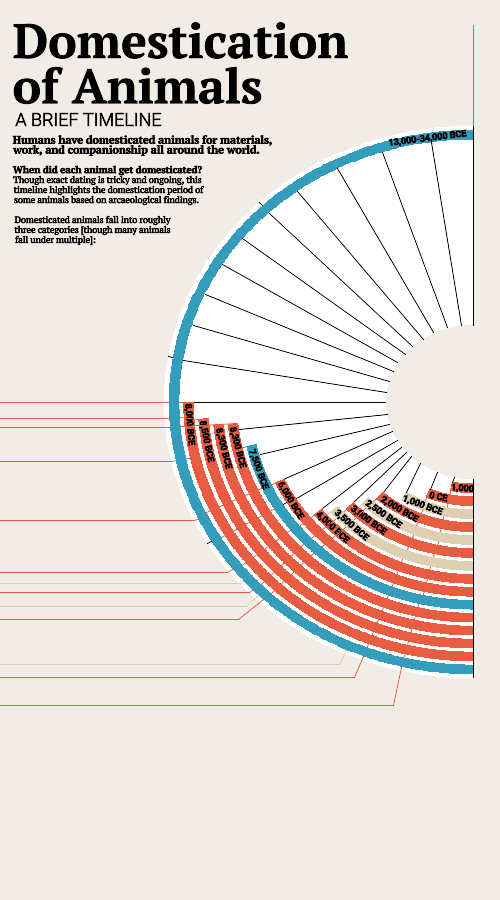

This figure's R source:
#https://docs.google.com/presentation/d/1HQkkZU9aho9ZDgUHnCisjghexcrMFCvgtaFYevR1_9Q/edit#slide=id.g1f6c30b6369_0_118

library(tidyverse)
library(ggpubr)
library(ggpol)
library(ggnewscale)
library(magick)
library(showtext)
library(grid)

font_add_google(name = "Roboto", regular.wt=700, family = "bold")
font_add_google(name = "Roboto", regular.wt=300, family = "skinny")
font_add_google(name = "PT Serif", regular.wt=700, family = "titles")
font_add_google(name = "PT Serif", regular.wt=400, family = "normal")

showtext_auto()


animals <- data.frame(dog = c(22000,1), sheep = c(11000, 11000), goat = c(10500,11500), pig_cow = c(10300,11700),
                      cat = c(9500,12500), zebu = c(8000,14000), llama =c(8000,20000), horse = c(7500,20000),
                      alpaca = c(7000,20000), b_camel = c(6500,20000), chicken = c(6000,20000), a_camel =c(4500,20000),
                      turkey = c(3000,20000), duck = c(1500,20000), blank = c(22000,1), type = c("yes", "no"))



graph <- ggplot(animals) + 
  
  geom_arcbar(aes(shares = blank, r0 = -9, r1 = -32, color = type, fill = type), sep=0) + 
  
  scale_fill_manual(values =c("white","white")) +
  scale_color_manual(values =c("white","white")) +
  new_scale_color() + 
  new_scale_fill() + 
  
  geom_arcbar(aes(shares = duck, r0 = -9.5, r1 = -10.5, color = type, fill = type), sep=0) + 
  geom_arcbar(aes(shares = turkey, r0 = -11, r1 = -12, color = type, fill = type), sep=0) + 
  geom_arcbar(aes(shares = a_camel, r0 = -12.5, r1 = -13.5, color = type, fill = type), sep=0) + 
  geom_arcbar(aes(shares = chicken, r0 = -14, r1 = -15, color = type, fill = type), sep=0) + 
  geom_arcbar(aes(shares = b_camel, r0 = -15.5, r1 = -16.5, color = type, fill = type), sep=0) + 
  geom_arcbar(aes(shares = alpaca, r0 = -17, r1 = -18, color = type, fill = type), sep=0) + 
  geom_arcbar(aes(shares = horse, r0 = -18.5, r1 = -19.5, color = type, fill = type), sep=0) + 
  geom_arcbar(aes(shares = llama, r0 = -20, r1 = -21, color = type, fill = type), sep=0) + 
  geom_arcbar(aes(shares = zebu, r0 = -21.5, r1 = -22.5, color = type, fill = type), sep=0) + 
  geom_arcbar(aes(shares = pig_cow, r0 = -24.5, r1 = -25.5, color = type, fill = type), sep=0) +
  geom_arcbar(aes(shares = pig_cow, r0 = -26, r1 = -27, color = type, fill = type), sep=0) + 
  geom_arcbar(aes(shares = goat, r0 = -27.5, r1 = -28.5, color = type, fill = type), sep=0) + 
  geom_arcbar(aes(shares = sheep, r0 = -29, r1 = -30, color = type, fill = type), sep=0) + 
  scale_fill_manual(values =c("white","#e85d41")) +
  scale_color_manual(values =c("white","#e85d41")) +
  new_scale_color() + 
  new_scale_fill() + 
  
  geom_arcbar(aes(shares = dog, r0 = -30.5, r1 = -31.5, color = type, fill = type), sep=0) + 
  geom_arcbar(aes(shares = cat, r0 = -23, r1 = -24, color = type, fill = type), sep=0) + 
  scale_fill_manual(values =c("white","#359dbc")) +
  scale_color_manual(values =c("white","#359dbc")) +
  new_scale_color() + 
  new_scale_fill() + 
  
  geom_arcbar(aes(shares = a_camel, r0 = -12.5, r1 = -13.5, color = type, fill = type), sep=0) + 
  geom_arcbar(aes(shares = b_camel, r0 = -15.5, r1 = -16.5, color = type, fill = type), sep=0) + 
  geom_arcbar(aes(shares = horse, r0 = -18.5, r1 = -19.5, color = type, fill = type), sep=0) + 
  scale_fill_manual(values =c("white","#dfcfb2")) +
  scale_color_manual(values =c("white","#dfcfb2"))+
  
  coord_flip() +
  theme(legend.position = "none",
        panel.grid = element_blank(),
        axis.text = element_blank(),
        axis.ticks = element_blank(),
        plot.background = element_rect(color="#f2ece7", fill="#f2ece7"),
        panel.background = element_rect(color="#f2ece7", fill="#f2ece7"))

gap <- ggplot() + theme_void() + theme(plot.background = element_rect(fill="#f2ece7", color="#f2ece7"))


png(here::here("Original Plot Work", "Domestication of Animals", "temp.png"),width=500,height=900)
ggarrange(gap, ggarrange(gap, graph, gap, ncol = 3, widths = c(.4, 1, .02)), gap, nrow = 3, heights = c(.15, 1, .3))
dev.off()

original <- image_read(here::here("Original Plot Work", "Domestication of Animals", "temp.png"))
cat <- image_read(here::here("Original Plot Work", "Domestication of Animals", "Images", "cat.png"))
bottomrib <- image_read(here::here("Original Plot Work", "Domestication of Animals", "Images", "bottomribbon.png"))
camels <- image_read(here::here("Original Plot Work", "Domestication of Animals", "Images", "camels.png"))
center <- image_read(here::here("Original Plot Work", "Domestication of Animals", "Images", "centergroup.png"))
dna <- image_read(here::here("Original Plot Work", "Domestication of Animals", "Images", "dna.png"))
dogpaw <- image_read(here::here("Original Plot Work", "Domestication of Animals", "Images", "dogpaw.png"))
donkey <- image_read(here::here("Original Plot Work", "Domestication of Animals", "Images", "donkey.png"))
duck <- image_read(here::here("Original Plot Work", "Domestication of Animals", "Images", "duck.png"))
ducks <- image_read(here::here("Original Plot Work", "Domestication of Animals", "Images", "ducks.png"))
humandog <- image_read(here::here("Original Plot Work", "Domestication of Animals", "Images", "humandog.png"))
humanpigsheepgoat <- image_read(here::here("Original Plot Work", "Domestication of Animals", "Images", "humanpigsheepgoat.png"))
rduck <- image_read(here::here("Original Plot Work", "Domestication of Animals", "Images", "rduck.png"))
turkey <- image_read(here::here("Original Plot Work", "Domestication of Animals", "Images", "turkey.png"))
villagerduck <- image_read(here::here("Original Plot Work", "Domestication of Animals", "Images", "villagerduck.png"))
zebu <- image_read(here::here("Original Plot Work", "Domestication of Animals", "Images", "zebu.png"))
box <- image_read(here::here("Original Plot Work", "Domestication of Animals", "Images", "box.png"))
icons <- image_read(here::here("Original Plot Work", "Domestication of Animals", "Images", "icons.png"))
source <- image_read(here::here("Original Plot Work", "Domestication of Animals", "Images", "source.png"))



img <- image_draw(original)

segments(x0=473,y0=325, x1=473, y1=125, lwd = 1, lty = "solid")
segments(x0=473,y0=30, x1=473, y1=125, lwd = 1, lty = "solid", col="#359dbc")

segments(x0=461,y0=325, x1=431, y1=142, lwd = 1, lty = "solid", col="#b6b1ad")

segments(x0=447,y0=327, x1=382, y1=152, lwd = 1, lty = "solid", col="#b6b1ad")

segments(x0=433,y0=332, x1=337, y1=168, lwd = 1, lty = "solid", col="#b6b1ad")

segments(x0=423,y0=339, x1=297, y1=191, lwd = 1, lty = "solid", col="#b6b1ad")

segments(x0=412,y0=346, x1=269, y1=213, lwd = 1, lty = "solid")
segments(x0=262,y0=205, x1=259, y1=202, lwd = 1, lty = "solid")

segments(x0=405,y0=354, x1=242, y1=238, lwd = 1, lty = "solid", col="#b6b1ad")

segments(x0=397,y0=362, x1=222, y1=264, lwd = 1, lty = "solid", col="#b6b1ad")

segments(x0=393,y0=371, x1=205, y1=294, lwd = 1, lty = "solid", col="#b6b1ad")

segments(x0=389,y0=381, x1=193, y1=325, lwd = 1, lty = "solid", col="#b6b1ad")

segments(x0=386,y0=392, x1=183, y1=360, lwd = 1, lty = "solid")
segments(x0=172,y0=357, x1=168, y1=356, lwd = 1, lty = "solid")

segments(x0=179,y0=402, x1=385, y1=402, lwd = 1, lty = "solid", col="#b6b1ad") #hori
segments(x0=193,y0=402, x1=179, y1=402, lwd = 1, lty = "solid", col="#e85d41")
segments(x0=168,y0=402, x1=164, y1=402, lwd = 1, lty = "solid", col="#e85d41")
segments(x0=0,y0=402, x1=164, y1=402, lwd = 1, lty = "solid", col="#e85d41")

segments(x0=387,y0=414, x1=239, y1=429, lwd = 1, lty = "solid", col="#b6b1ad")
segments(x0=208,y0=420, x1=179, y1=417, lwd = 1, lty = "solid", col="#e85d41")
segments(x0=168,y0=418, x1=163, y1=418, lwd = 1, lty = "solid", col="#e85d41")
segments(x0=0,y0=418, x1=163, y1=418, lwd = 1, lty = "solid", col="#e85d41")

segments(x0=389,y0=424, x1=260, y1=454, lwd = 1, lty = "solid", col="#b6b1ad")
segments(x0=237,y0=423, x1=181, y1=426, lwd = 1, lty = "solid", col="#e85d41")
segments(x0=169,y0=427, x1=164, y1=427, lwd = 1, lty = "solid", col="#e85d41")
segments(x0=0,y0=427, x1=164, y1=427, lwd = 1, lty = "solid", col="#e85d41")

segments(x0=283,y0=479, x1=392, y1=431, lwd = 1, lty = "solid", col="#b6b1ad")
segments(x0=243,y0=447, x1=256, y1=444, lwd = 1, lty = "solid", col="#359dbc")
segments(x0=171,y0=461, x1=189, y1=458, lwd = 1, lty = "solid", col="#359dbc")
segments(x0=0,y0=461, x1=171, y1=461, lwd = 1, lty = "solid", col="#359dbc")

segments(x0=296,y0=498, x1=397, y1=440, lwd = 1, lty = "solid")

segments(x0=322,y0=508, x1=401, y1=447, lwd = 1, lty = "solid", col="#b6b1ad")
segments(x0=283,y0=479, x1=272, y1=484, lwd = 1, lty = "solid", col="#e85d41")
segments(x0=206,y0=512, x1=261, y1=488, lwd = 1, lty = "solid", col="#e85d41")
segments(x0=197,y0=519, x1=194, y1=520, lwd = 1, lty = "solid", col="#e85d41")
segments(x0=0,y0=520, x1=194, y1=520, lwd = 1, lty = "solid", col="#e85d41")

segments(x0=353,y0=502, x1=406, y1=452, lwd = 1, lty = "solid", col="#b6b1ad")
segments(x0=322,y0=508, x1=300, y1=525, lwd = 1, lty = "solid", col="#e85d41")
segments(x0=290,y0=530, x1=243, y1=564, lwd = 1, lty = "solid", col="#e85d41")
segments(x0=232,y0=569, x1=227, y1=572, lwd = 1, lty = "solid", col="#e85d41")
segments(x0=0,y0=572, x1=227, y1=572, lwd = 1, lty = "solid", col="#e85d41")

segments(x0=383,y0=492, x1=411, y1=456, lwd = 1, lty = "solid", col="#b6b1ad")
segments(x0=337,y0=506, x1=327, y1=514, lwd = 1, lty = "solid", col="#dfcfb2")
segments(x0=243,y0=581, x1=240, y1=583, lwd = 1, lty = "solid", col="#dfcfb2")
segments(x0=0,y0=583, x1=240, y1=583, lwd = 1, lty = "solid", col="#dfcfb2")

segments(x0=353,y0=502, x1=344, y1=511, lwd = 1, lty = "solid", col="#e85d41")
segments(x0=335,y0=519, x1=312, y1=537, lwd = 1, lty = "solid", col="#e85d41")
segments(x0=303,y0=544, x1=261, y1=584, lwd = 1, lty = "solid", col="#e85d41")
segments(x0=252,y0=590, x1=249, y1=592, lwd = 1, lty = "solid", col="#e85d41")
segments(x0=0,y0=592, x1=249, y1=592, lwd = 1, lty = "solid", col="#e85d41")

segments(x0=368,y0=497, x1=359, y1=506, lwd = 1, lty = "solid", col="#dfcfb2")
segments(x0=258,y0=595, x1=246, y1=606, lwd = 1, lty = "solid", col="#dfcfb2")
segments(x0=0,y0=606, x1=246, y1=606, lwd = 1, lty = "solid", col="#dfcfb2")

segments(x0=383,y0=492, x1=373, y1=501, lwd = 1, lty = "solid", col="#e85d41")
segments(x0=365,y0=508, x1=354, y1=519, lwd = 1, lty = "solid", col="#e85d41")
segments(x0=345,y0=527, x1=322, y1=546, lwd = 1, lty = "solid", col="#e85d41")
segments(x0=313,y0=553, x1=271, y1=593, lwd = 1, lty = "solid", col="#e85d41")
segments(x0=263,y0=599, x1=238, y1=619, lwd = 1, lty = "solid", col="#e85d41")
segments(x0=0,y0=619, x1=238, y1=619, lwd = 1, lty = "solid", col="#e85d41")

segments(x0=346,y0=650, x1=339, y1=664, lwd = 1, lty = "solid", col="#dfcfb2")
segments(x0=0,y0=664, x1=339, y1=664, lwd = 1, lty = "solid", col="#dfcfb2")

segments(x0=430,y0=489, x1=425, y1=500, lwd = 1, lty = "solid", col="#e85d41")
segments(x0=422,y0=510, x1=416, y1=525, lwd = 1, lty = "solid", col="#e85d41")
segments(x0=413,y0=535, x1=407, y1=549, lwd = 1, lty = "solid", col="#e85d41")
segments(x0=402,y0=559, x1=392, y1=585, lwd = 1, lty = "solid", col="#e85d41")
segments(x0=388,y0=595, x1=367, y1=646, lwd = 1, lty = "solid", col="#e85d41")
segments(x0=363,y0=656, x1=354, y1=677, lwd = 1, lty = "solid", col="#e85d41")
segments(x0=0,y0=677, x1=354, y1=677, lwd = 1, lty = "solid", col="#e85d41")

segments(x0=452,y0=482, x1=447, y1=506, lwd = 1, lty = "solid", col="#e85d41")
segments(x0=443,y0=516, x1=440, y1=531, lwd = 1, lty = "solid", col="#e85d41")
segments(x0=438,y0=542, x1=433, y1=556, lwd = 1, lty = "solid", col="#e85d41")
segments(x0=430,y0=567, x1=423, y1=594, lwd = 1, lty = "solid", col="#e85d41")
segments(x0=418,y0=604, x1=404, y1=656, lwd = 1, lty = "solid", col="#e85d41")
segments(x0=401,y0=667, x1=393, y1=705, lwd = 1, lty = "solid", col="#e85d41")
segments(x0=0,y0=705, x1=393, y1=705, lwd = 1, lty = "solid", col="#e85d41")

segments(x0=406,y0=492, x1=420, y1=463, lwd = 1, lty = "solid", col="#b6b1ad")

segments(x0=430,y0=489, x1=437, y1=472, lwd = 1, lty = "solid")

segments(x0=452,y0=482, x1=454, y1=477, lwd = 1, lty = "solid", col="#b6b1ad")

segments(x0=473,y0=479, x1=473, y1=677, lwd = 1, lty = "solid")

segments(x0=283,y0=504, x1=286, y1=502, lwd = 1, lty = "solid")
segments(x0=273,y0=509, x1=221, y1=537, lwd = 1, lty = "solid", col="#e85d41")
segments(x0=211,y0=541, x1=207, y1=543, lwd = 1, lty = "solid")

text(427, 138, "13,000-34,000 BCE", family="bold", cex = .75, srt=7, col = "black")
text(189, 424, "9,000 BCE", family="bold", cex = .75, srt=275, col = "black")
text(206, 441, "8,500 BCE", family="bold", cex = .75, srt=282, col = "black")
text(223, 448, "8,300 BCE", family="bold", cex = .75, srt=284, col = "black")
text(237, 447, "8,300 BCE", family="bold", cex = .75, srt=285, col = "black")
text(258, 469, "7,500 BCE", family="bold", cex = .75, srt=290, col = "black")
text(290, 500, "6,000 BCE", family="bold", cex = .75, srt=301, col = "black")
text(332, 527, "4,000 BCE", family="bold", cex = .75, srt=317, col = "black")
text(351, 525, "3,500 BCE", family="bold", cex = .75, srt=319, col = "black")
text(368, 520, "3,000 BCE", family="bold", cex = .75, srt=323, col = "black")
text(383, 514, "2,500 BCE", family="bold", cex = .75, srt=325, col = "black")
text(399, 509, "2,000 BCE", family="bold", cex = .75, srt=329, col = "black")
text(422, 505, "1,000 BCE", family="bold", cex = .75, srt=340, col = "black")
text(438, 496, "0 CE", family="bold", cex = .75, srt=348, col = "black")
text(462, 488, "1,000", family="bold", cex = .75, srt=355, col = "black")

text(180, 40, "Domestication", family="titles", cex = 4, col = "black")
text(137, 85, "of Animals", family="titles", cex = 4, col = "black")
text(88, 119, "A BRIEF TIMELINE", family="skinny", cex = 1.5, col = "black")
text(142, 140, "Humans have domesticated animals for materials,", family="titles", cex = .9, col = "black")
text(136, 150, "work, and companionship all around the world.", family="titles", cex = .9, col = "black")

text(107, 170, "When did each animal get domesticated?", family="titles", cex = .8, col = "black")
text(107, 180, "Though exact dating is tricky and ongoing, this", family="normal", cex = .75, col = "black")
text(108, 190, "timeline highlights the domestication period of", family="normal", cex = .75, col = "black")
text(106, 200, "some animals based on arcaeological findings.", family="normal", cex = .75, col = "black")

text(92, 220, "Domesticated animals fall into roughly", family="normal", cex = .75, col = "black")
text(92, 230, "three categories [though many animals", family="normal", cex = .75, col = "black")
text(55, 240, "fall under multiple]:", family="normal", cex = .75, col = "black")

text(240, 185, "15,000 BCE", family="skinny", cex = .7, srt=315, col = "black")
text(145, 350, "10,000 BCE", family="skinny", cex = .7, srt=350, col = "black")
text(185, 552, "5,000 BCE", family="skinny", cex = .7, srt=20, col = "black")
text(473, 464, "2022 CE", family="skinny", cex = .6, srt=90, col = "black")
text(473, 348, "20,000 BCE", family="skinny", cex = .6, srt=270, col = "black")
text(442, 463, "0 CE", family="skinny", cex = .6, srt=65, col = "black")

text(435, 34, "13,000-34,000 BCE", family="skinny", cex = .7, col = "black")
text(461, 42, "Dog", family="bold", cex = .75, col = "black")

text(135, 390, "Sheep", family="bold", cex = .75, col = "black")
text(133, 398, "9,000 BCE", family="skinny", cex = .65, col = "black")

text(109, 412, "Goat", family="bold", cex = .75, col = "black")
text(138, 413, "8,500 BCE", family="skinny", cex = .65, col = "black")

text(98, 422.5, "Pig & Cow", family="bold", cex = .75, col = "black")
text(138, 422.5, "8,300 BCE", family="skinny", cex = .65, col = "black")

text(110, 456, "Cat", family="bold", cex = .75, col = "black")
text(138, 456, "7,500 BCE", family="skinny", cex = .65, col = "black")

text(140, 515, "Zebu (Humped Cow)", family="bold", cex = .75, col = "black")
text(163, 507, "6,000 BCE", family="skinny", cex = .65, col = "black")

text(150, 567, "Llama", family="bold", cex = .75, col = "black")
text(183, 567, "4,000 BCE", family="skinny", cex = .65, col = "black")

text(150, 579, "Horse", family="bold", cex = .75, col = "black")
text(183, 579, "3,500 BCE", family="skinny", cex = .65, col = "black")

text(150, 589, "Alpaca", family="bold", cex = .75, col = "black")
text(183, 589, "3,000 BCE", family="skinny", cex = .65, col = "black")

text(150, 602, "Bactrian Camel (two-humped)", family="bold", cex = .75, col = "black")
text(230, 602, "2,500 BCE", family="skinny", cex = .65, col = "black")

text(180, 615, "Chicken", family="bold", cex = .75, col = "black")
text(220, 615, "2,000 BCE", family="skinny", cex = .65, col = "black")

text(160, 659, "Arabian Camel (one-humped)", family="bold", cex = .75, col = "black")
text(240, 659, "1,000 BCE", family="skinny", cex = .65, col = "black")

text(205, 672, "Turkey", family="bold", cex = .75, col = "black")
text(250, 672, "0 CE", family="skinny", cex = .65, col = "black")

text(209, 700, "Duck", family="bold", cex = .75, col = "black")
text(244, 700, "1,000 CE", family="skinny", cex = .65, col = "black")

text(81, 755, "Though this timeline uses", family="skinny", cex = .6, col = "black")
text(85, 762, "archaeological findings as a", family="skinny", cex = .6, col = "black")
text(87, 769, "base, genomic sequencing is", family="skinny", cex = .6, col = "black")
text(82, 776, "also used to narrow down", family="skinny", cex = .6, col = "black")
text(89, 783, "domestication event timelines.", family="skinny", cex = .6, col = "black")

text(84, 800, "Domestication is still being", family="skinny", cex = .6, col = "black")
text(75, 807, "researched, with new", family="skinny", cex = .6, col = "black")
text(86, 814, "archaeological and genomic", family="skinny", cex = .6, col = "black")
text(77, 821, "discoveries constantly", family="skinny", cex = .6, col = "black")
text(74, 828, "shaking up timelines.", family="skinny", cex = .6, col = "black")

text(230, 755, "Many other animals have been", family="skinny", cex = .6, col = "black")
text(235, 763, "domesticated that aren't included", family="skinny", cex = .6, col = "black")
text(234, 773, "in this timeline, such as donkeys,", family="skinny", cex = .6, col = "black")
text(224, 781, "pigeons, rats, and goldfish.", family="skinny", cex = .6, col = "black")

text(370, 755, "Domesticated timeline", family="skinny", cex = .6, col = "black")
text(380, 763, "estimates vary by thousands", family="skinny", cex = .6, col = "black")
text(380, 771, "of years. The domestic duck,", family="skinny", cex = .6, col = "black")
text(382, 778, "for example, is also thought to", family="skinny", cex = .6, col = "black")
text(383, 785, "have been domesticated more", family="skinny", cex = .6, col = "black")
text(382, 793, "than 4,000 years ago from the", family="skinny", cex = .6, col = "black")
text(376, 801, "mallard in Southeast Asia.", family="skinny", cex = .6, col = "black")

grid.raster(icons, .16, .67, height = .1)
grid.raster(cat, .165, .505, height = .064)
grid.raster(humandog, .9, .9, height = .11)
grid.raster(humanpigsheepgoat, .09, .575, height = .11)
grid.raster(zebu, .1, .455, height = .075)
grid.raster(camels, .1, .358, height = .15)
grid.raster(turkey, .15, .27, height = .06)
grid.raster(duck, .25, .23, height = .04)

grid.raster(dna, .11, .19, height = .05)
grid.raster(dogpaw, .4, .19, height = .05)
grid.raster(rduck, .7, .19, height = .05)



grid.raster(donkey, .495, .085, height = .075)
grid.raster(ducks, .69, .075, height = .04)
grid.raster(villagerduck, .95, .105, height = .1)

segments(x0=8,y0=850, x1=490, y1=850, lwd = 1, lty = "solid", col="#b6b1ad")

grid.raster(box, .7, .67, height = .2)
grid.raster(center, .9, .55, height = .11)
grid.raster(bottomrib, .5, .025, height = .05)
grid.raster(source, .89, .23, height = .015)

dev.off()

image_write(img, path = here::here("Original Plot Work", "Domestication of Animals", "9 Domestication of Animals.png"), format = "png")



img <- image_draw(original)

segments(x0=473,y0=325, x1=473, y1=125, lwd = 1, lty = "solid")

segments(x0=461,y0=325, x1=431, y1=142, lwd = 1, lty = "solid", col="#b6b1ad")

segments(x0=447,y0=327, x1=382, y1=152, lwd = 1, lty = "solid", col="#b6b1ad")

segments(x0=433,y0=332, x1=337, y1=168, lwd = 1, lty = "solid", col="#b6b1ad")

segments(x0=423,y0=339, x1=297, y1=191, lwd = 1, lty = "solid", col="#b6b1ad")

segments(x0=412,y0=346, x1=269, y1=213, lwd = 1, lty = "solid")
segments(x0=262,y0=205, x1=259, y1=202, lwd = 1, lty = "solid")

segments(x0=405,y0=354, x1=242, y1=238, lwd = 1, lty = "solid", col="#b6b1ad")

segments(x0=397,y0=362, x1=222, y1=264, lwd = 1, lty = "solid", col="#b6b1ad")

segments(x0=393,y0=371, x1=205, y1=294, lwd = 1, lty = "solid", col="#b6b1ad")

segments(x0=389,y0=381, x1=193, y1=325, lwd = 1, lty = "solid", col="#b6b1ad")

segments(x0=386,y0=392, x1=183, y1=360, lwd = 1, lty = "solid")
segments(x0=172,y0=357, x1=168, y1=356, lwd = 1, lty = "solid")

segments(x0=179,y0=402, x1=385, y1=402, lwd = 1, lty = "solid", col="#b6b1ad") #hori
segments(x0=193,y0=402, x1=179, y1=402, lwd = 1, lty = "solid", col="#e85d41")
segments(x0=168,y0=402, x1=164, y1=402, lwd = 1, lty = "solid", col="#e85d41")

segments(x0=387,y0=414, x1=239, y1=429, lwd = 1, lty = "solid", col="#b6b1ad")
segments(x0=208,y0=420, x1=179, y1=417, lwd = 1, lty = "solid", col="#e85d41")
segments(x0=168,y0=418, x1=163, y1=418, lwd = 1, lty = "solid", col="#e85d41")

segments(x0=389,y0=424, x1=260, y1=454, lwd = 1, lty = "solid", col="#b6b1ad")
segments(x0=237,y0=423, x1=181, y1=426, lwd = 1, lty = "solid", col="#e85d41")
segments(x0=169,y0=427, x1=164, y1=427, lwd = 1, lty = "solid", col="#e85d41")

segments(x0=283,y0=479, x1=392, y1=431, lwd = 1, lty = "solid", col="#b6b1ad")
segments(x0=243,y0=447, x1=256, y1=444, lwd = 1, lty = "solid", col="#359dbc")
segments(x0=171,y0=461, x1=189, y1=458, lwd = 1, lty = "solid", col="#359dbc")

segments(x0=296,y0=498, x1=397, y1=440, lwd = 1, lty = "solid")

segments(x0=322,y0=508, x1=401, y1=447, lwd = 1, lty = "solid", col="#b6b1ad")
segments(x0=283,y0=479, x1=272, y1=484, lwd = 1, lty = "solid", col="#e85d41")
segments(x0=206,y0=512, x1=261, y1=488, lwd = 1, lty = "solid", col="#e85d41")
segments(x0=197,y0=519, x1=194, y1=520, lwd = 1, lty = "solid", col="#e85d41")

segments(x0=353,y0=502, x1=406, y1=452, lwd = 1, lty = "solid", col="#b6b1ad")
segments(x0=322,y0=508, x1=300, y1=525, lwd = 1, lty = "solid", col="#e85d41")
segments(x0=290,y0=530, x1=243, y1=564, lwd = 1, lty = "solid", col="#e85d41")
segments(x0=232,y0=569, x1=227, y1=572, lwd = 1, lty = "solid", col="#e85d41")

segments(x0=383,y0=492, x1=411, y1=456, lwd = 1, lty = "solid", col="#b6b1ad")
segments(x0=337,y0=506, x1=327, y1=514, lwd = 1, lty = "solid", col="#dfcfb2")
segments(x0=243,y0=581, x1=240, y1=583, lwd = 1, lty = "solid", col="#dfcfb2")

segments(x0=353,y0=502, x1=344, y1=511, lwd = 1, lty = "solid", col="#e85d41")
segments(x0=335,y0=519, x1=312, y1=537, lwd = 1, lty = "solid", col="#e85d41")
segments(x0=303,y0=544, x1=261, y1=584, lwd = 1, lty = "solid", col="#e85d41")
segments(x0=252,y0=590, x1=249, y1=592, lwd = 1, lty = "solid", col="#e85d41")

segments(x0=368,y0=497, x1=359, y1=506, lwd = 1, lty = "solid", col="#dfcfb2")

segments(x0=383,y0=492, x1=373, y1=501, lwd = 1, lty = "solid", col="#e85d41")
segments(x0=365,y0=508, x1=354, y1=519, lwd = 1, lty = "solid", col="#e85d41")
segments(x0=345,y0=527, x1=322, y1=546, lwd = 1, lty = "solid", col="#e85d41")
segments(x0=313,y0=553, x1=271, y1=593, lwd = 1, lty = "solid", col="#e85d41")

segments(x0=430,y0=489, x1=425, y1=500, lwd = 1, lty = "solid", col="#e85d41")
segments(x0=422,y0=510, x1=416, y1=525, lwd = 1, lty = "solid", col="#e85d41")
segments(x0=413,y0=535, x1=407, y1=549, lwd = 1, lty = "solid", col="#e85d41")
segments(x0=402,y0=559, x1=392, y1=585, lwd = 1, lty = "solid", col="#e85d41")
segments(x0=388,y0=595, x1=367, y1=646, lwd = 1, lty = "solid", col="#e85d41")

segments(x0=452,y0=482, x1=447, y1=506, lwd = 1, lty = "solid", col="#e85d41")
segments(x0=443,y0=516, x1=440, y1=531, lwd = 1, lty = "solid", col="#e85d41")
segments(x0=438,y0=542, x1=433, y1=556, lwd = 1, lty = "solid", col="#e85d41")
segments(x0=430,y0=567, x1=423, y1=594, lwd = 1, lty = "solid", col="#e85d41")
segments(x0=418,y0=604, x1=404, y1=656, lwd = 1, lty = "solid", col="#e85d41")

segments(x0=406,y0=492, x1=420, y1=463, lwd = 1, lty = "solid", col="#b6b1ad")

segments(x0=430,y0=489, x1=437, y1=472, lwd = 1, lty = "solid")

segments(x0=452,y0=482, x1=454, y1=477, lwd = 1, lty = "solid", col="#b6b1ad")

segments(x0=473,y0=479, x1=473, y1=677, lwd = 1, lty = "solid")

segments(x0=283,y0=504, x1=286, y1=502, lwd = 1, lty = "solid")
segments(x0=273,y0=509, x1=221, y1=537, lwd = 1, lty = "solid", col="#e85d41")
segments(x0=211,y0=541, x1=207, y1=543, lwd = 1, lty = "solid")

text(427, 138, "13,000-34,000 BCE", family="bold", cex = .75, srt=7, col = "black")
text(189, 424, "9,000 BCE", family="bold", cex = .75, srt=275, col = "black")
text(206, 441, "8,500 BCE", family="bold", cex = .75, srt=282, col = "black")
text(223, 448, "8,300 BCE", family="bold", cex = .75, srt=284, col = "black")
text(237, 447, "8,300 BCE", family="bold", cex = .75, srt=285, col = "black")
text(258, 469, "7,500 BCE", family="bold", cex = .75, srt=290, col = "black")
text(290, 500, "6,000 BCE", family="bold", cex = .75, srt=301, col = "black")
text(332, 527, "4,000 BCE", family="bold", cex = .75, srt=317, col = "black")
text(351, 525, "3,500 BCE", family="bold", cex = .75, srt=319, col = "black")
text(368, 520, "3,000 BCE", family="bold", cex = .75, srt=323, col = "black")
text(383, 514, "2,500 BCE", family="bold", cex = .75, srt=325, col = "black")
text(399, 509, "2,000 BCE", family="bold", cex = .75, srt=329, col = "black")
text(422, 505, "1,000 BCE", family="bold", cex = .75, srt=340, col = "black")
text(438, 496, "0 CE", family="bold", cex = .75, srt=348, col = "black")
text(462, 488, "1,000", family="bold", cex = .75, srt=355, col = "black")

polygon(c(278, 278, 421, 421), c(384, 207, 207, 384), border = "#f2ece7", col = "#f2ece7")

dev.off()

image_write(img, path = here::here("Original Plot Work", "Domestication of Animals", "1 Domestication of Animals.png"), format = "png")





img <- image_draw(original)

segments(x0=473,y0=325, x1=473, y1=125, lwd = 1, lty = "solid")

segments(x0=461,y0=325, x1=431, y1=142, lwd = 1, lty = "solid", col="#b6b1ad")

segments(x0=447,y0=327, x1=382, y1=152, lwd = 1, lty = "solid", col="#b6b1ad")

segments(x0=433,y0=332, x1=337, y1=168, lwd = 1, lty = "solid", col="#b6b1ad")

segments(x0=423,y0=339, x1=297, y1=191, lwd = 1, lty = "solid", col="#b6b1ad")

segments(x0=412,y0=346, x1=269, y1=213, lwd = 1, lty = "solid")
segments(x0=262,y0=205, x1=259, y1=202, lwd = 1, lty = "solid")

segments(x0=405,y0=354, x1=242, y1=238, lwd = 1, lty = "solid", col="#b6b1ad")

segments(x0=397,y0=362, x1=222, y1=264, lwd = 1, lty = "solid", col="#b6b1ad")

segments(x0=393,y0=371, x1=205, y1=294, lwd = 1, lty = "solid", col="#b6b1ad")

segments(x0=389,y0=381, x1=193, y1=325, lwd = 1, lty = "solid", col="#b6b1ad")

segments(x0=386,y0=392, x1=183, y1=360, lwd = 1, lty = "solid")
segments(x0=172,y0=357, x1=168, y1=356, lwd = 1, lty = "solid")

segments(x0=179,y0=402, x1=385, y1=402, lwd = 1, lty = "solid", col="#b6b1ad") #hori
segments(x0=193,y0=402, x1=179, y1=402, lwd = 1, lty = "solid", col="#e85d41")
segments(x0=168,y0=402, x1=164, y1=402, lwd = 1, lty = "solid", col="#e85d41")

segments(x0=387,y0=414, x1=239, y1=429, lwd = 1, lty = "solid", col="#b6b1ad")
segments(x0=208,y0=420, x1=179, y1=417, lwd = 1, lty = "solid", col="#e85d41")
segments(x0=168,y0=418, x1=163, y1=418, lwd = 1, lty = "solid", col="#e85d41")

segments(x0=389,y0=424, x1=260, y1=454, lwd = 1, lty = "solid", col="#b6b1ad")
segments(x0=237,y0=423, x1=181, y1=426, lwd = 1, lty = "solid", col="#e85d41")
segments(x0=169,y0=427, x1=164, y1=427, lwd = 1, lty = "solid", col="#e85d41")

segments(x0=283,y0=479, x1=392, y1=431, lwd = 1, lty = "solid", col="#b6b1ad")
segments(x0=243,y0=447, x1=256, y1=444, lwd = 1, lty = "solid", col="#359dbc")
segments(x0=171,y0=461, x1=189, y1=458, lwd = 1, lty = "solid", col="#359dbc")

segments(x0=296,y0=498, x1=397, y1=440, lwd = 1, lty = "solid")

segments(x0=322,y0=508, x1=401, y1=447, lwd = 1, lty = "solid", col="#b6b1ad")
segments(x0=283,y0=479, x1=272, y1=484, lwd = 1, lty = "solid", col="#e85d41")
segments(x0=206,y0=512, x1=261, y1=488, lwd = 1, lty = "solid", col="#e85d41")
segments(x0=197,y0=519, x1=194, y1=520, lwd = 1, lty = "solid", col="#e85d41")

segments(x0=353,y0=502, x1=406, y1=452, lwd = 1, lty = "solid", col="#b6b1ad")
segments(x0=322,y0=508, x1=300, y1=525, lwd = 1, lty = "solid", col="#e85d41")
segments(x0=290,y0=530, x1=243, y1=564, lwd = 1, lty = "solid", col="#e85d41")
segments(x0=232,y0=569, x1=227, y1=572, lwd = 1, lty = "solid", col="#e85d41")

segments(x0=383,y0=492, x1=411, y1=456, lwd = 1, lty = "solid", col="#b6b1ad")
segments(x0=337,y0=506, x1=327, y1=514, lwd = 1, lty = "solid", col="#dfcfb2")
segments(x0=243,y0=581, x1=240, y1=583, lwd = 1, lty = "solid", col="#dfcfb2")

segments(x0=353,y0=502, x1=344, y1=511, lwd = 1, lty = "solid", col="#e85d41")
segments(x0=335,y0=519, x1=312, y1=537, lwd = 1, lty = "solid", col="#e85d41")
segments(x0=303,y0=544, x1=261, y1=584, lwd = 1, lty = "solid", col="#e85d41")
segments(x0=252,y0=590, x1=249, y1=592, lwd = 1, lty = "solid", col="#e85d41")

segments(x0=368,y0=497, x1=359, y1=506, lwd = 1, lty = "solid", col="#dfcfb2")

segments(x0=383,y0=492, x1=373, y1=501, lwd = 1, lty = "solid", col="#e85d41")
segments(x0=365,y0=508, x1=354, y1=519, lwd = 1, lty = "solid", col="#e85d41")
segments(x0=345,y0=527, x1=322, y1=546, lwd = 1, lty = "solid", col="#e85d41")
segments(x0=313,y0=553, x1=271, y1=593, lwd = 1, lty = "solid", col="#e85d41")

segments(x0=430,y0=489, x1=425, y1=500, lwd = 1, lty = "solid", col="#e85d41")
segments(x0=422,y0=510, x1=416, y1=525, lwd = 1, lty = "solid", col="#e85d41")
segments(x0=413,y0=535, x1=407, y1=549, lwd = 1, lty = "solid", col="#e85d41")
segments(x0=402,y0=559, x1=392, y1=585, lwd = 1, lty = "solid", col="#e85d41")
segments(x0=388,y0=595, x1=367, y1=646, lwd = 1, lty = "solid", col="#e85d41")

segments(x0=452,y0=482, x1=447, y1=506, lwd = 1, lty = "solid", col="#e85d41")
segments(x0=443,y0=516, x1=440, y1=531, lwd = 1, lty = "solid", col="#e85d41")
segments(x0=438,y0=542, x1=433, y1=556, lwd = 1, lty = "solid", col="#e85d41")
segments(x0=430,y0=567, x1=423, y1=594, lwd = 1, lty = "solid", col="#e85d41")
segments(x0=418,y0=604, x1=404, y1=656, lwd = 1, lty = "solid", col="#e85d41")

segments(x0=406,y0=492, x1=420, y1=463, lwd = 1, lty = "solid", col="#b6b1ad")

segments(x0=430,y0=489, x1=437, y1=472, lwd = 1, lty = "solid")

segments(x0=452,y0=482, x1=454, y1=477, lwd = 1, lty = "solid", col="#b6b1ad")

segments(x0=473,y0=479, x1=473, y1=677, lwd = 1, lty = "solid")

segments(x0=283,y0=504, x1=286, y1=502, lwd = 1, lty = "solid")
segments(x0=273,y0=509, x1=221, y1=537, lwd = 1, lty = "solid", col="#e85d41")
segments(x0=211,y0=541, x1=207, y1=543, lwd = 1, lty = "solid")

text(427, 138, "13,000-34,000 BCE", family="bold", cex = .75, srt=7, col = "black")
text(189, 424, "9,000 BCE", family="bold", cex = .75, srt=275, col = "black")
text(206, 441, "8,500 BCE", family="bold", cex = .75, srt=282, col = "black")
text(223, 448, "8,300 BCE", family="bold", cex = .75, srt=284, col = "black")
text(237, 447, "8,300 BCE", family="bold", cex = .75, srt=285, col = "black")
text(258, 469, "7,500 BCE", family="bold", cex = .75, srt=290, col = "black")
text(290, 500, "6,000 BCE", family="bold", cex = .75, srt=301, col = "black")
text(332, 527, "4,000 BCE", family="bold", cex = .75, srt=317, col = "black")
text(351, 525, "3,500 BCE", family="bold", cex = .75, srt=319, col = "black")
text(368, 520, "3,000 BCE", family="bold", cex = .75, srt=323, col = "black")
text(383, 514, "2,500 BCE", family="bold", cex = .75, srt=325, col = "black")
text(399, 509, "2,000 BCE", family="bold", cex = .75, srt=329, col = "black")
text(422, 505, "1,000 BCE", family="bold", cex = .75, srt=340, col = "black")
text(438, 496, "0 CE", family="bold", cex = .75, srt=348, col = "black")
text(462, 488, "1,000", family="bold", cex = .75, srt=355, col = "black")

polygon(c(278, 278, 421, 421), c(384, 207, 207, 384), border = "#f2ece7", col = "#f2ece7")

text(240, 185, "15,000 BCE", family="skinny", cex = .7, srt=315, col = "black")

polygon(c(278, 278, 421, 421), c(384, 207, 207, 384), border = "#f2ece7", col = "#f2ece7")

dev.off()

image_write(img, path = here::here("Original Plot Work", "Domestication of Animals", "2 Domestication of Animals.png"), format = "png")





img <- image_draw(original)

segments(x0=473,y0=325, x1=473, y1=125, lwd = 1, lty = "solid")

segments(x0=461,y0=325, x1=431, y1=142, lwd = 1, lty = "solid", col="#b6b1ad")

segments(x0=447,y0=327, x1=382, y1=152, lwd = 1, lty = "solid", col="#b6b1ad")

segments(x0=433,y0=332, x1=337, y1=168, lwd = 1, lty = "solid", col="#b6b1ad")

segments(x0=423,y0=339, x1=297, y1=191, lwd = 1, lty = "solid", col="#b6b1ad")

segments(x0=412,y0=346, x1=269, y1=213, lwd = 1, lty = "solid")
segments(x0=262,y0=205, x1=259, y1=202, lwd = 1, lty = "solid")

segments(x0=405,y0=354, x1=242, y1=238, lwd = 1, lty = "solid", col="#b6b1ad")

segments(x0=397,y0=362, x1=222, y1=264, lwd = 1, lty = "solid", col="#b6b1ad")

segments(x0=393,y0=371, x1=205, y1=294, lwd = 1, lty = "solid", col="#b6b1ad")

segments(x0=389,y0=381, x1=193, y1=325, lwd = 1, lty = "solid", col="#b6b1ad")

segments(x0=386,y0=392, x1=183, y1=360, lwd = 1, lty = "solid")
segments(x0=172,y0=357, x1=168, y1=356, lwd = 1, lty = "solid")

segments(x0=179,y0=402, x1=385, y1=402, lwd = 1, lty = "solid", col="#b6b1ad") #hori
segments(x0=193,y0=402, x1=179, y1=402, lwd = 1, lty = "solid", col="#e85d41")
segments(x0=168,y0=402, x1=164, y1=402, lwd = 1, lty = "solid", col="#e85d41")

segments(x0=387,y0=414, x1=239, y1=429, lwd = 1, lty = "solid", col="#b6b1ad")
segments(x0=208,y0=420, x1=179, y1=417, lwd = 1, lty = "solid", col="#e85d41")
segments(x0=168,y0=418, x1=163, y1=418, lwd = 1, lty = "solid", col="#e85d41")

segments(x0=389,y0=424, x1=260, y1=454, lwd = 1, lty = "solid", col="#b6b1ad")
segments(x0=237,y0=423, x1=181, y1=426, lwd = 1, lty = "solid", col="#e85d41")
segments(x0=169,y0=427, x1=164, y1=427, lwd = 1, lty = "solid", col="#e85d41")

segments(x0=283,y0=479, x1=392, y1=431, lwd = 1, lty = "solid", col="#b6b1ad")
segments(x0=243,y0=447, x1=256, y1=444, lwd = 1, lty = "solid", col="#359dbc")
segments(x0=171,y0=461, x1=189, y1=458, lwd = 1, lty = "solid", col="#359dbc")

segments(x0=296,y0=498, x1=397, y1=440, lwd = 1, lty = "solid")

segments(x0=322,y0=508, x1=401, y1=447, lwd = 1, lty = "solid", col="#b6b1ad")
segments(x0=283,y0=479, x1=272, y1=484, lwd = 1, lty = "solid", col="#e85d41")
segments(x0=206,y0=512, x1=261, y1=488, lwd = 1, lty = "solid", col="#e85d41")
segments(x0=197,y0=519, x1=194, y1=520, lwd = 1, lty = "solid", col="#e85d41")

segments(x0=353,y0=502, x1=406, y1=452, lwd = 1, lty = "solid", col="#b6b1ad")
segments(x0=322,y0=508, x1=300, y1=525, lwd = 1, lty = "solid", col="#e85d41")
segments(x0=290,y0=530, x1=243, y1=564, lwd = 1, lty = "solid", col="#e85d41")
segments(x0=232,y0=569, x1=227, y1=572, lwd = 1, lty = "solid", col="#e85d41")
segments(x0=165,y0=572, x1=227, y1=572, lwd = 1, lty = "solid", col="#e85d41")

segments(x0=383,y0=492, x1=411, y1=456, lwd = 1, lty = "solid", col="#b6b1ad")
segments(x0=337,y0=506, x1=327, y1=514, lwd = 1, lty = "solid", col="#dfcfb2")
segments(x0=243,y0=581, x1=240, y1=583, lwd = 1, lty = "solid", col="#dfcfb2")
segments(x0=165,y0=583, x1=240, y1=583, lwd = 1, lty = "solid", col="#dfcfb2")

segments(x0=353,y0=502, x1=344, y1=511, lwd = 1, lty = "solid", col="#e85d41")
segments(x0=335,y0=519, x1=312, y1=537, lwd = 1, lty = "solid", col="#e85d41")
segments(x0=303,y0=544, x1=261, y1=584, lwd = 1, lty = "solid", col="#e85d41")
segments(x0=252,y0=590, x1=249, y1=592, lwd = 1, lty = "solid", col="#e85d41")
segments(x0=165,y0=592, x1=249, y1=592, lwd = 1, lty = "solid", col="#e85d41")

segments(x0=368,y0=497, x1=359, y1=506, lwd = 1, lty = "solid", col="#dfcfb2")
segments(x0=258,y0=595, x1=246, y1=606, lwd = 1, lty = "solid", col="#dfcfb2")
segments(x0=165,y0=606, x1=246, y1=606, lwd = 1, lty = "solid", col="#dfcfb2")

segments(x0=383,y0=492, x1=373, y1=501, lwd = 1, lty = "solid", col="#e85d41")
segments(x0=365,y0=508, x1=354, y1=519, lwd = 1, lty = "solid", col="#e85d41")
segments(x0=345,y0=527, x1=322, y1=546, lwd = 1, lty = "solid", col="#e85d41")
segments(x0=313,y0=553, x1=271, y1=593, lwd = 1, lty = "solid", col="#e85d41")
segments(x0=263,y0=599, x1=238, y1=619, lwd = 1, lty = "solid", col="#e85d41")
segments(x0=165,y0=619, x1=238, y1=619, lwd = 1, lty = "solid", col="#e85d41")

segments(x0=346,y0=650, x1=339, y1=664, lwd = 1, lty = "solid", col="#dfcfb2")
segments(x0=165,y0=664, x1=339, y1=664, lwd = 1, lty = "solid", col="#dfcfb2")

segments(x0=430,y0=489, x1=425, y1=500, lwd = 1, lty = "solid", col="#e85d41")
segments(x0=422,y0=510, x1=416, y1=525, lwd = 1, lty = "solid", col="#e85d41")
segments(x0=413,y0=535, x1=407, y1=549, lwd = 1, lty = "solid", col="#e85d41")
segments(x0=402,y0=559, x1=392, y1=585, lwd = 1, lty = "solid", col="#e85d41")
segments(x0=388,y0=595, x1=367, y1=646, lwd = 1, lty = "solid", col="#e85d41")
segments(x0=363,y0=656, x1=354, y1=677, lwd = 1, lty = "solid", col="#e85d41")
segments(x0=165,y0=677, x1=354, y1=677, lwd = 1, lty = "solid", col="#e85d41")

segments(x0=452,y0=482, x1=447, y1=506, lwd = 1, lty = "solid", col="#e85d41")
segments(x0=443,y0=516, x1=440, y1=531, lwd = 1, lty = "solid", col="#e85d41")
segments(x0=438,y0=542, x1=433, y1=556, lwd = 1, lty = "solid", col="#e85d41")
segments(x0=430,y0=567, x1=423, y1=594, lwd = 1, lty = "solid", col="#e85d41")
segments(x0=418,y0=604, x1=404, y1=656, lwd = 1, lty = "solid", col="#e85d41")
segments(x0=401,y0=667, x1=393, y1=705, lwd = 1, lty = "solid", col="#e85d41")
segments(x0=165,y0=705, x1=393, y1=705, lwd = 1, lty = "solid", col="#e85d41")

segments(x0=406,y0=492, x1=420, y1=463, lwd = 1, lty = "solid", col="#b6b1ad")

segments(x0=430,y0=489, x1=437, y1=472, lwd = 1, lty = "solid")

segments(x0=452,y0=482, x1=454, y1=477, lwd = 1, lty = "solid", col="#b6b1ad")

segments(x0=473,y0=479, x1=473, y1=677, lwd = 1, lty = "solid")

segments(x0=283,y0=504, x1=286, y1=502, lwd = 1, lty = "solid")
segments(x0=273,y0=509, x1=221, y1=537, lwd = 1, lty = "solid", col="#e85d41")
segments(x0=211,y0=541, x1=207, y1=543, lwd = 1, lty = "solid")

text(427, 138, "13,000-34,000 BCE", family="bold", cex = .75, srt=7, col = "black")
text(189, 424, "9,000 BCE", family="bold", cex = .75, srt=275, col = "black")
text(206, 441, "8,500 BCE", family="bold", cex = .75, srt=282, col = "black")
text(223, 448, "8,300 BCE", family="bold", cex = .75, srt=284, col = "black")
text(237, 447, "8,300 BCE", family="bold", cex = .75, srt=285, col = "black")
text(258, 469, "7,500 BCE", family="bold", cex = .75, srt=290, col = "black")
text(290, 500, "6,000 BCE", family="bold", cex = .75, srt=301, col = "black")
text(332, 527, "4,000 BCE", family="bold", cex = .75, srt=317, col = "black")
text(351, 525, "3,500 BCE", family="bold", cex = .75, srt=319, col = "black")
text(368, 520, "3,000 BCE", family="bold", cex = .75, srt=323, col = "black")
text(383, 514, "2,500 BCE", family="bold", cex = .75, srt=325, col = "black")
text(399, 509, "2,000 BCE", family="bold", cex = .75, srt=329, col = "black")
text(422, 505, "1,000 BCE", family="bold", cex = .75, srt=340, col = "black")
text(438, 496, "0 CE", family="bold", cex = .75, srt=348, col = "black")
text(462, 488, "1,000", family="bold", cex = .75, srt=355, col = "black")


text(240, 185, "15,000 BCE", family="skinny", cex = .7, srt=315, col = "black")
text(185, 552, "5,000 BCE", family="skinny", cex = .7, srt=20, col = "black")


text(183, 567, "4,000 BCE", family="skinny", cex = .65, col = "black")

text(183, 579, "3,500 BCE", family="skinny", cex = .65, col = "black")

text(183, 589, "3,000 BCE", family="skinny", cex = .65, col = "black")

text(230, 602, "2,500 BCE", family="skinny", cex = .65, col = "black")

text(220, 615, "2,000 BCE", family="skinny", cex = .65, col = "black")

text(240, 659, "1,000 BCE", family="skinny", cex = .65, col = "black")

text(250, 672, "0 CE", family="skinny", cex = .65, col = "black")

text(244, 700, "1,000 CE", family="skinny", cex = .65, col = "black")

polygon(c(278, 278, 421, 421), c(384, 207, 207, 384), border = "#f2ece7", col = "#f2ece7")

dev.off()

image_write(img, path = here::here("Original Plot Work", "Domestication of Animals", "3 Domestication of Animals.png"), format = "png")










img <- image_draw(original)

segments(x0=473,y0=325, x1=473, y1=125, lwd = 1, lty = "solid")

segments(x0=461,y0=325, x1=431, y1=142, lwd = 1, lty = "solid", col="#b6b1ad")

segments(x0=447,y0=327, x1=382, y1=152, lwd = 1, lty = "solid", col="#b6b1ad")

segments(x0=433,y0=332, x1=337, y1=168, lwd = 1, lty = "solid", col="#b6b1ad")

segments(x0=423,y0=339, x1=297, y1=191, lwd = 1, lty = "solid", col="#b6b1ad")

segments(x0=412,y0=346, x1=269, y1=213, lwd = 1, lty = "solid")
segments(x0=262,y0=205, x1=259, y1=202, lwd = 1, lty = "solid")

segments(x0=405,y0=354, x1=242, y1=238, lwd = 1, lty = "solid", col="#b6b1ad")

segments(x0=397,y0=362, x1=222, y1=264, lwd = 1, lty = "solid", col="#b6b1ad")

segments(x0=393,y0=371, x1=205, y1=294, lwd = 1, lty = "solid", col="#b6b1ad")

segments(x0=389,y0=381, x1=193, y1=325, lwd = 1, lty = "solid", col="#b6b1ad")

segments(x0=386,y0=392, x1=183, y1=360, lwd = 1, lty = "solid")
segments(x0=172,y0=357, x1=168, y1=356, lwd = 1, lty = "solid")

segments(x0=179,y0=402, x1=385, y1=402, lwd = 1, lty = "solid", col="#b6b1ad") #hori
segments(x0=193,y0=402, x1=179, y1=402, lwd = 1, lty = "solid", col="#e85d41")
segments(x0=168,y0=402, x1=164, y1=402, lwd = 1, lty = "solid", col="#e85d41")

segments(x0=387,y0=414, x1=239, y1=429, lwd = 1, lty = "solid", col="#b6b1ad")
segments(x0=208,y0=420, x1=179, y1=417, lwd = 1, lty = "solid", col="#e85d41")
segments(x0=168,y0=418, x1=163, y1=418, lwd = 1, lty = "solid", col="#e85d41")

segments(x0=389,y0=424, x1=260, y1=454, lwd = 1, lty = "solid", col="#b6b1ad")
segments(x0=237,y0=423, x1=181, y1=426, lwd = 1, lty = "solid", col="#e85d41")
segments(x0=169,y0=427, x1=164, y1=427, lwd = 1, lty = "solid", col="#e85d41")

segments(x0=283,y0=479, x1=392, y1=431, lwd = 1, lty = "solid", col="#b6b1ad")
segments(x0=243,y0=447, x1=256, y1=444, lwd = 1, lty = "solid", col="#359dbc")
segments(x0=171,y0=461, x1=189, y1=458, lwd = 1, lty = "solid", col="#359dbc")

segments(x0=296,y0=498, x1=397, y1=440, lwd = 1, lty = "solid")

segments(x0=322,y0=508, x1=401, y1=447, lwd = 1, lty = "solid", col="#b6b1ad")
segments(x0=283,y0=479, x1=272, y1=484, lwd = 1, lty = "solid", col="#e85d41")
segments(x0=206,y0=512, x1=261, y1=488, lwd = 1, lty = "solid", col="#e85d41")
segments(x0=197,y0=519, x1=194, y1=520, lwd = 1, lty = "solid", col="#e85d41")

segments(x0=353,y0=502, x1=406, y1=452, lwd = 1, lty = "solid", col="#b6b1ad")
segments(x0=322,y0=508, x1=300, y1=525, lwd = 1, lty = "solid", col="#e85d41")
segments(x0=290,y0=530, x1=243, y1=564, lwd = 1, lty = "solid", col="#e85d41")
segments(x0=232,y0=569, x1=227, y1=572, lwd = 1, lty = "solid", col="#e85d41")
segments(x0=165,y0=572, x1=227, y1=572, lwd = 1, lty = "solid", col="#e85d41")

segments(x0=383,y0=492, x1=411, y1=456, lwd = 1, lty = "solid", col="#b6b1ad")
segments(x0=337,y0=506, x1=327, y1=514, lwd = 1, lty = "solid", col="#dfcfb2")
segments(x0=243,y0=581, x1=240, y1=583, lwd = 1, lty = "solid", col="#dfcfb2")
segments(x0=165,y0=583, x1=240, y1=583, lwd = 1, lty = "solid", col="#dfcfb2")

segments(x0=353,y0=502, x1=344, y1=511, lwd = 1, lty = "solid", col="#e85d41")
segments(x0=335,y0=519, x1=312, y1=537, lwd = 1, lty = "solid", col="#e85d41")
segments(x0=303,y0=544, x1=261, y1=584, lwd = 1, lty = "solid", col="#e85d41")
segments(x0=252,y0=590, x1=249, y1=592, lwd = 1, lty = "solid", col="#e85d41")
segments(x0=165,y0=592, x1=249, y1=592, lwd = 1, lty = "solid", col="#e85d41")

segments(x0=368,y0=497, x1=359, y1=506, lwd = 1, lty = "solid", col="#dfcfb2")
segments(x0=258,y0=595, x1=246, y1=606, lwd = 1, lty = "solid", col="#dfcfb2")
segments(x0=165,y0=606, x1=246, y1=606, lwd = 1, lty = "solid", col="#dfcfb2")

segments(x0=383,y0=492, x1=373, y1=501, lwd = 1, lty = "solid", col="#e85d41")
segments(x0=365,y0=508, x1=354, y1=519, lwd = 1, lty = "solid", col="#e85d41")
segments(x0=345,y0=527, x1=322, y1=546, lwd = 1, lty = "solid", col="#e85d41")
segments(x0=313,y0=553, x1=271, y1=593, lwd = 1, lty = "solid", col="#e85d41")
segments(x0=263,y0=599, x1=238, y1=619, lwd = 1, lty = "solid", col="#e85d41")
segments(x0=165,y0=619, x1=238, y1=619, lwd = 1, lty = "solid", col="#e85d41")

segments(x0=346,y0=650, x1=339, y1=664, lwd = 1, lty = "solid", col="#dfcfb2")
segments(x0=165,y0=664, x1=339, y1=664, lwd = 1, lty = "solid", col="#dfcfb2")

segments(x0=430,y0=489, x1=425, y1=500, lwd = 1, lty = "solid", col="#e85d41")
segments(x0=422,y0=510, x1=416, y1=525, lwd = 1, lty = "solid", col="#e85d41")
segments(x0=413,y0=535, x1=407, y1=549, lwd = 1, lty = "solid", col="#e85d41")
segments(x0=402,y0=559, x1=392, y1=585, lwd = 1, lty = "solid", col="#e85d41")
segments(x0=388,y0=595, x1=367, y1=646, lwd = 1, lty = "solid", col="#e85d41")
segments(x0=363,y0=656, x1=354, y1=677, lwd = 1, lty = "solid", col="#e85d41")
segments(x0=165,y0=677, x1=354, y1=677, lwd = 1, lty = "solid", col="#e85d41")

segments(x0=452,y0=482, x1=447, y1=506, lwd = 1, lty = "solid", col="#e85d41")
segments(x0=443,y0=516, x1=440, y1=531, lwd = 1, lty = "solid", col="#e85d41")
segments(x0=438,y0=542, x1=433, y1=556, lwd = 1, lty = "solid", col="#e85d41")
segments(x0=430,y0=567, x1=423, y1=594, lwd = 1, lty = "solid", col="#e85d41")
segments(x0=418,y0=604, x1=404, y1=656, lwd = 1, lty = "solid", col="#e85d41")
segments(x0=401,y0=667, x1=393, y1=705, lwd = 1, lty = "solid", col="#e85d41")
segments(x0=165,y0=705, x1=393, y1=705, lwd = 1, lty = "solid", col="#e85d41")

segments(x0=406,y0=492, x1=420, y1=463, lwd = 1, lty = "solid", col="#b6b1ad")

segments(x0=430,y0=489, x1=437, y1=472, lwd = 1, lty = "solid")

segments(x0=452,y0=482, x1=454, y1=477, lwd = 1, lty = "solid", col="#b6b1ad")

segments(x0=473,y0=479, x1=473, y1=677, lwd = 1, lty = "solid")

segments(x0=283,y0=504, x1=286, y1=502, lwd = 1, lty = "solid")
segments(x0=273,y0=509, x1=221, y1=537, lwd = 1, lty = "solid", col="#e85d41")
segments(x0=211,y0=541, x1=207, y1=543, lwd = 1, lty = "solid")

text(427, 138, "13,000-34,000 BCE", family="bold", cex = .75, srt=7, col = "black")
text(189, 424, "9,000 BCE", family="bold", cex = .75, srt=275, col = "black")
text(206, 441, "8,500 BCE", family="bold", cex = .75, srt=282, col = "black")
text(223, 448, "8,300 BCE", family="bold", cex = .75, srt=284, col = "black")
text(237, 447, "8,300 BCE", family="bold", cex = .75, srt=285, col = "black")
text(258, 469, "7,500 BCE", family="bold", cex = .75, srt=290, col = "black")
text(290, 500, "6,000 BCE", family="bold", cex = .75, srt=301, col = "black")
text(332, 527, "4,000 BCE", family="bold", cex = .75, srt=317, col = "black")
text(351, 525, "3,500 BCE", family="bold", cex = .75, srt=319, col = "black")
text(368, 520, "3,000 BCE", family="bold", cex = .75, srt=323, col = "black")
text(383, 514, "2,500 BCE", family="bold", cex = .75, srt=325, col = "black")
text(399, 509, "2,000 BCE", family="bold", cex = .75, srt=329, col = "black")
text(422, 505, "1,000 BCE", family="bold", cex = .75, srt=340, col = "black")
text(438, 496, "0 CE", family="bold", cex = .75, srt=348, col = "black")
text(462, 488, "1,000", family="bold", cex = .75, srt=355, col = "black")

text(473, 348, "20,000 BCE", family="skinny", cex = .6, srt=270, col = "black")
text(240, 185, "15,000 BCE", family="skinny", cex = .7, srt=315, col = "black")
text(185, 552, "5,000 BCE", family="skinny", cex = .7, srt=20, col = "black")
text(473, 464, "2022 CE", family="skinny", cex = .6, srt=90, col = "black")
text(442, 463, "0 CE", family="skinny", cex = .6, srt=65, col = "black")

text(183, 567, "4,000 BCE", family="skinny", cex = .65, col = "black")

text(183, 579, "3,500 BCE", family="skinny", cex = .65, col = "black")

text(183, 589, "3,000 BCE", family="skinny", cex = .65, col = "black")

text(230, 602, "2,500 BCE", family="skinny", cex = .65, col = "black")

text(220, 615, "2,000 BCE", family="skinny", cex = .65, col = "black")

text(240, 659, "1,000 BCE", family="skinny", cex = .65, col = "black")

text(250, 672, "0 CE", family="skinny", cex = .65, col = "black")

text(244, 700, "1,000 CE", family="skinny", cex = .65, col = "black")

polygon(c(278, 278, 421, 421), c(384, 207, 207, 384), border = "#f2ece7", col = "#f2ece7")

grid.raster(center, .9, .55, height = .11)

dev.off()

image_write(img, path = here::here("Original Plot Work", "Domestication of Animals", "4 Domestication of Animals.png"), format = "png")






img <- image_draw(original)

segments(x0=473,y0=325, x1=473, y1=125, lwd = 1, lty = "solid")

segments(x0=461,y0=325, x1=431, y1=142, lwd = 1, lty = "solid", col="#b6b1ad")

segments(x0=447,y0=327, x1=382, y1=152, lwd = 1, lty = "solid", col="#b6b1ad")

segments(x0=433,y0=332, x1=337, y1=168, lwd = 1, lty = "solid", col="#b6b1ad")

segments(x0=423,y0=339, x1=297, y1=191, lwd = 1, lty = "solid", col="#b6b1ad")

segments(x0=412,y0=346, x1=269, y1=213, lwd = 1, lty = "solid")
segments(x0=262,y0=205, x1=259, y1=202, lwd = 1, lty = "solid")

segments(x0=405,y0=354, x1=242, y1=238, lwd = 1, lty = "solid", col="#b6b1ad")

segments(x0=397,y0=362, x1=222, y1=264, lwd = 1, lty = "solid", col="#b6b1ad")

segments(x0=393,y0=371, x1=205, y1=294, lwd = 1, lty = "solid", col="#b6b1ad")

segments(x0=389,y0=381, x1=193, y1=325, lwd = 1, lty = "solid", col="#b6b1ad")

segments(x0=386,y0=392, x1=183, y1=360, lwd = 1, lty = "solid")
segments(x0=172,y0=357, x1=168, y1=356, lwd = 1, lty = "solid")

segments(x0=179,y0=402, x1=385, y1=402, lwd = 1, lty = "solid", col="#b6b1ad") #hori
segments(x0=193,y0=402, x1=179, y1=402, lwd = 1, lty = "solid", col="#e85d41")
segments(x0=168,y0=402, x1=164, y1=402, lwd = 1, lty = "solid", col="#e85d41")
segments(x0=0,y0=402, x1=164, y1=402, lwd = 1, lty = "solid", col="#e85d41")

segments(x0=387,y0=414, x1=239, y1=429, lwd = 1, lty = "solid", col="#b6b1ad")
segments(x0=208,y0=420, x1=179, y1=417, lwd = 1, lty = "solid", col="#e85d41")
segments(x0=168,y0=418, x1=163, y1=418, lwd = 1, lty = "solid", col="#e85d41")
segments(x0=0,y0=418, x1=163, y1=418, lwd = 1, lty = "solid", col="#e85d41")

segments(x0=389,y0=424, x1=260, y1=454, lwd = 1, lty = "solid", col="#b6b1ad")
segments(x0=237,y0=423, x1=181, y1=426, lwd = 1, lty = "solid", col="#e85d41")
segments(x0=169,y0=427, x1=164, y1=427, lwd = 1, lty = "solid", col="#e85d41")
segments(x0=0,y0=427, x1=164, y1=427, lwd = 1, lty = "solid", col="#e85d41")

segments(x0=283,y0=479, x1=392, y1=431, lwd = 1, lty = "solid", col="#b6b1ad")
segments(x0=243,y0=447, x1=256, y1=444, lwd = 1, lty = "solid", col="#359dbc")
segments(x0=171,y0=461, x1=189, y1=458, lwd = 1, lty = "solid", col="#359dbc")
segments(x0=0,y0=461, x1=171, y1=461, lwd = 1, lty = "solid", col="#359dbc")

segments(x0=296,y0=498, x1=397, y1=440, lwd = 1, lty = "solid")

segments(x0=322,y0=508, x1=401, y1=447, lwd = 1, lty = "solid", col="#b6b1ad")
segments(x0=283,y0=479, x1=272, y1=484, lwd = 1, lty = "solid", col="#e85d41")
segments(x0=206,y0=512, x1=261, y1=488, lwd = 1, lty = "solid", col="#e85d41")
segments(x0=197,y0=519, x1=194, y1=520, lwd = 1, lty = "solid", col="#e85d41")
segments(x0=0,y0=520, x1=194, y1=520, lwd = 1, lty = "solid", col="#e85d41")

segments(x0=353,y0=502, x1=406, y1=452, lwd = 1, lty = "solid", col="#b6b1ad")
segments(x0=322,y0=508, x1=300, y1=525, lwd = 1, lty = "solid", col="#e85d41")
segments(x0=290,y0=530, x1=243, y1=564, lwd = 1, lty = "solid", col="#e85d41")
segments(x0=232,y0=569, x1=227, y1=572, lwd = 1, lty = "solid", col="#e85d41")
segments(x0=0,y0=572, x1=227, y1=572, lwd = 1, lty = "solid", col="#e85d41")

segments(x0=383,y0=492, x1=411, y1=456, lwd = 1, lty = "solid", col="#b6b1ad")
segments(x0=337,y0=506, x1=327, y1=514, lwd = 1, lty = "solid", col="#dfcfb2")
segments(x0=243,y0=581, x1=240, y1=583, lwd = 1, lty = "solid", col="#dfcfb2")
segments(x0=0,y0=583, x1=240, y1=583, lwd = 1, lty = "solid", col="#dfcfb2")

segments(x0=353,y0=502, x1=344, y1=511, lwd = 1, lty = "solid", col="#e85d41")
segments(x0=335,y0=519, x1=312, y1=537, lwd = 1, lty = "solid", col="#e85d41")
segments(x0=303,y0=544, x1=261, y1=584, lwd = 1, lty = "solid", col="#e85d41")
segments(x0=252,y0=590, x1=249, y1=592, lwd = 1, lty = "solid", col="#e85d41")
segments(x0=0,y0=592, x1=249, y1=592, lwd = 1, lty = "solid", col="#e85d41")

segments(x0=368,y0=497, x1=359, y1=506, lwd = 1, lty = "solid", col="#dfcfb2")
segments(x0=258,y0=595, x1=246, y1=606, lwd = 1, lty = "solid", col="#dfcfb2")
segments(x0=0,y0=606, x1=246, y1=606, lwd = 1, lty = "solid", col="#dfcfb2")

segments(x0=383,y0=492, x1=373, y1=501, lwd = 1, lty = "solid", col="#e85d41")
segments(x0=365,y0=508, x1=354, y1=519, lwd = 1, lty = "solid", col="#e85d41")
segments(x0=345,y0=527, x1=322, y1=546, lwd = 1, lty = "solid", col="#e85d41")
segments(x0=313,y0=553, x1=271, y1=593, lwd = 1, lty = "solid", col="#e85d41")
segments(x0=263,y0=599, x1=238, y1=619, lwd = 1, lty = "solid", col="#e85d41")
segments(x0=0,y0=619, x1=238, y1=619, lwd = 1, lty = "solid", col="#e85d41")

segments(x0=346,y0=650, x1=339, y1=664, lwd = 1, lty = "solid", col="#dfcfb2")
segments(x0=0,y0=664, x1=339, y1=664, lwd = 1, lty = "solid", col="#dfcfb2")

segments(x0=430,y0=489, x1=425, y1=500, lwd = 1, lty = "solid", col="#e85d41")
segments(x0=422,y0=510, x1=416, y1=525, lwd = 1, lty = "solid", col="#e85d41")
segments(x0=413,y0=535, x1=407, y1=549, lwd = 1, lty = "solid", col="#e85d41")
segments(x0=402,y0=559, x1=392, y1=585, lwd = 1, lty = "solid", col="#e85d41")
segments(x0=388,y0=595, x1=367, y1=646, lwd = 1, lty = "solid", col="#e85d41")
segments(x0=363,y0=656, x1=354, y1=677, lwd = 1, lty = "solid", col="#e85d41")
segments(x0=0,y0=677, x1=354, y1=677, lwd = 1, lty = "solid", col="#e85d41")

segments(x0=452,y0=482, x1=447, y1=506, lwd = 1, lty = "solid", col="#e85d41")
segments(x0=443,y0=516, x1=440, y1=531, lwd = 1, lty = "solid", col="#e85d41")
segments(x0=438,y0=542, x1=433, y1=556, lwd = 1, lty = "solid", col="#e85d41")
segments(x0=430,y0=567, x1=423, y1=594, lwd = 1, lty = "solid", col="#e85d41")
segments(x0=418,y0=604, x1=404, y1=656, lwd = 1, lty = "solid", col="#e85d41")
segments(x0=401,y0=667, x1=393, y1=705, lwd = 1, lty = "solid", col="#e85d41")
segments(x0=0,y0=705, x1=393, y1=705, lwd = 1, lty = "solid", col="#e85d41")

segments(x0=406,y0=492, x1=420, y1=463, lwd = 1, lty = "solid", col="#b6b1ad")

segments(x0=430,y0=489, x1=437, y1=472, lwd = 1, lty = "solid")

segments(x0=452,y0=482, x1=454, y1=477, lwd = 1, lty = "solid", col="#b6b1ad")

segments(x0=473,y0=479, x1=473, y1=677, lwd = 1, lty = "solid")

segments(x0=283,y0=504, x1=286, y1=502, lwd = 1, lty = "solid")
segments(x0=273,y0=509, x1=221, y1=537, lwd = 1, lty = "solid", col="#e85d41")
segments(x0=211,y0=541, x1=207, y1=543, lwd = 1, lty = "solid")

text(427, 138, "13,000-34,000 BCE", family="bold", cex = .75, srt=7, col = "black")
text(189, 424, "9,000 BCE", family="bold", cex = .75, srt=275, col = "black")
text(206, 441, "8,500 BCE", family="bold", cex = .75, srt=282, col = "black")
text(223, 448, "8,300 BCE", family="bold", cex = .75, srt=284, col = "black")
text(237, 447, "8,300 BCE", family="bold", cex = .75, srt=285, col = "black")
text(258, 469, "7,500 BCE", family="bold", cex = .75, srt=290, col = "black")
text(290, 500, "6,000 BCE", family="bold", cex = .75, srt=301, col = "black")
text(332, 527, "4,000 BCE", family="bold", cex = .75, srt=317, col = "black")
text(351, 525, "3,500 BCE", family="bold", cex = .75, srt=319, col = "black")
text(368, 520, "3,000 BCE", family="bold", cex = .75, srt=323, col = "black")
text(383, 514, "2,500 BCE", family="bold", cex = .75, srt=325, col = "black")
text(399, 509, "2,000 BCE", family="bold", cex = .75, srt=329, col = "black")
text(422, 505, "1,000 BCE", family="bold", cex = .75, srt=340, col = "black")
text(438, 496, "0 CE", family="bold", cex = .75, srt=348, col = "black")
text(462, 488, "1,000", family="bold", cex = .75, srt=355, col = "black")

text(240, 185, "15,000 BCE", family="skinny", cex = .7, srt=315, col = "black")
text(145, 350, "10,000 BCE", family="skinny", cex = .7, srt=350, col = "black")
text(185, 552, "5,000 BCE", family="skinny", cex = .7, srt=20, col = "black")
text(473, 464, "2022 CE", family="skinny", cex = .6, srt=90, col = "black")
text(473, 348, "20,000 BCE", family="skinny", cex = .6, srt=270, col = "black")
text(442, 463, "0 CE", family="skinny", cex = .6, srt=65, col = "black")

text(135, 390, "Sheep", family="bold", cex = .75, col = "black")
text(133, 398, "9,000 BCE", family="skinny", cex = .65, col = "black")

text(109, 412, "Goat", family="bold", cex = .75, col = "black")
text(138, 413, "8,500 BCE", family="skinny", cex = .65, col = "black")

text(98, 422.5, "Pig & Cow", family="bold", cex = .75, col = "black")
text(138, 422.5, "8,300 BCE", family="skinny", cex = .65, col = "black")

text(110, 456, "Cat", family="bold", cex = .75, col = "black")
text(138, 456, "7,500 BCE", family="skinny", cex = .65, col = "black")

text(140, 515, "Zebu (Humped Cow)", family="bold", cex = .75, col = "black")
text(163, 507, "6,000 BCE", family="skinny", cex = .65, col = "black")

text(150, 567, "Llama", family="bold", cex = .75, col = "black")
text(183, 567, "4,000 BCE", family="skinny", cex = .65, col = "black")

text(150, 579, "Horse", family="bold", cex = .75, col = "black")
text(183, 579, "3,500 BCE", family="skinny", cex = .65, col = "black")

text(150, 589, "Alpaca", family="bold", cex = .75, col = "black")
text(183, 589, "3,000 BCE", family="skinny", cex = .65, col = "black")

text(150, 602, "Bactrian Camel (two-humped)", family="bold", cex = .75, col = "black")
text(230, 602, "2,500 BCE", family="skinny", cex = .65, col = "black")

text(180, 615, "Chicken", family="bold", cex = .75, col = "black")
text(220, 615, "2,000 BCE", family="skinny", cex = .65, col = "black")

text(160, 659, "Arabian Camel (one-humped)", family="bold", cex = .75, col = "black")
text(240, 659, "1,000 BCE", family="skinny", cex = .65, col = "black")

text(205, 672, "Turkey", family="bold", cex = .75, col = "black")
text(250, 672, "0 CE", family="skinny", cex = .65, col = "black")

text(209, 700, "Duck", family="bold", cex = .75, col = "black")
text(244, 700, "1,000 CE", family="skinny", cex = .65, col = "black")

grid.raster(cat, .165, .505, height = .064)
grid.raster(humanpigsheepgoat, .09, .575, height = .11)
grid.raster(zebu, .1, .455, height = .075)
grid.raster(camels, .1, .358, height = .15)
grid.raster(turkey, .15, .27, height = .06)
grid.raster(duck, .25, .23, height = .04)

polygon(c(278, 278, 421, 421), c(384, 207, 207, 384), border = "#f2ece7", col = "#f2ece7")

grid.raster(center, .9, .55, height = .11)

dev.off()

image_write(img, path = here::here("Original Plot Work", "Domestication of Animals", "5 Domestication of Animals.png"), format = "png")




img <- image_draw(original)

segments(x0=473,y0=325, x1=473, y1=125, lwd = 1, lty = "solid")

segments(x0=461,y0=325, x1=431, y1=142, lwd = 1, lty = "solid", col="#b6b1ad")

segments(x0=447,y0=327, x1=382, y1=152, lwd = 1, lty = "solid", col="#b6b1ad")

segments(x0=433,y0=332, x1=337, y1=168, lwd = 1, lty = "solid", col="#b6b1ad")

segments(x0=423,y0=339, x1=297, y1=191, lwd = 1, lty = "solid", col="#b6b1ad")

segments(x0=412,y0=346, x1=269, y1=213, lwd = 1, lty = "solid")
segments(x0=262,y0=205, x1=259, y1=202, lwd = 1, lty = "solid")

segments(x0=405,y0=354, x1=242, y1=238, lwd = 1, lty = "solid", col="#b6b1ad")

segments(x0=397,y0=362, x1=222, y1=264, lwd = 1, lty = "solid", col="#b6b1ad")

segments(x0=393,y0=371, x1=205, y1=294, lwd = 1, lty = "solid", col="#b6b1ad")

segments(x0=389,y0=381, x1=193, y1=325, lwd = 1, lty = "solid", col="#b6b1ad")

segments(x0=386,y0=392, x1=183, y1=360, lwd = 1, lty = "solid")
segments(x0=172,y0=357, x1=168, y1=356, lwd = 1, lty = "solid")

segments(x0=179,y0=402, x1=385, y1=402, lwd = 1, lty = "solid", col="#b6b1ad") #hori
segments(x0=193,y0=402, x1=179, y1=402, lwd = 1, lty = "solid", col="#e85d41")
segments(x0=168,y0=402, x1=164, y1=402, lwd = 1, lty = "solid", col="#e85d41")
segments(x0=0,y0=402, x1=164, y1=402, lwd = 1, lty = "solid", col="#e85d41")

segments(x0=387,y0=414, x1=239, y1=429, lwd = 1, lty = "solid", col="#b6b1ad")
segments(x0=208,y0=420, x1=179, y1=417, lwd = 1, lty = "solid", col="#e85d41")
segments(x0=168,y0=418, x1=163, y1=418, lwd = 1, lty = "solid", col="#e85d41")
segments(x0=0,y0=418, x1=163, y1=418, lwd = 1, lty = "solid", col="#e85d41")

segments(x0=389,y0=424, x1=260, y1=454, lwd = 1, lty = "solid", col="#b6b1ad")
segments(x0=237,y0=423, x1=181, y1=426, lwd = 1, lty = "solid", col="#e85d41")
segments(x0=169,y0=427, x1=164, y1=427, lwd = 1, lty = "solid", col="#e85d41")
segments(x0=0,y0=427, x1=164, y1=427, lwd = 1, lty = "solid", col="#e85d41")

segments(x0=283,y0=479, x1=392, y1=431, lwd = 1, lty = "solid", col="#b6b1ad")
segments(x0=243,y0=447, x1=256, y1=444, lwd = 1, lty = "solid", col="#359dbc")
segments(x0=171,y0=461, x1=189, y1=458, lwd = 1, lty = "solid", col="#359dbc")
segments(x0=0,y0=461, x1=171, y1=461, lwd = 1, lty = "solid", col="#359dbc")

segments(x0=296,y0=498, x1=397, y1=440, lwd = 1, lty = "solid")

segments(x0=322,y0=508, x1=401, y1=447, lwd = 1, lty = "solid", col="#b6b1ad")
segments(x0=283,y0=479, x1=272, y1=484, lwd = 1, lty = "solid", col="#e85d41")
segments(x0=206,y0=512, x1=261, y1=488, lwd = 1, lty = "solid", col="#e85d41")
segments(x0=197,y0=519, x1=194, y1=520, lwd = 1, lty = "solid", col="#e85d41")
segments(x0=0,y0=520, x1=194, y1=520, lwd = 1, lty = "solid", col="#e85d41")

segments(x0=353,y0=502, x1=406, y1=452, lwd = 1, lty = "solid", col="#b6b1ad")
segments(x0=322,y0=508, x1=300, y1=525, lwd = 1, lty = "solid", col="#e85d41")
segments(x0=290,y0=530, x1=243, y1=564, lwd = 1, lty = "solid", col="#e85d41")
segments(x0=232,y0=569, x1=227, y1=572, lwd = 1, lty = "solid", col="#e85d41")
segments(x0=0,y0=572, x1=227, y1=572, lwd = 1, lty = "solid", col="#e85d41")

segments(x0=383,y0=492, x1=411, y1=456, lwd = 1, lty = "solid", col="#b6b1ad")
segments(x0=337,y0=506, x1=327, y1=514, lwd = 1, lty = "solid", col="#dfcfb2")
segments(x0=243,y0=581, x1=240, y1=583, lwd = 1, lty = "solid", col="#dfcfb2")
segments(x0=0,y0=583, x1=240, y1=583, lwd = 1, lty = "solid", col="#dfcfb2")

segments(x0=353,y0=502, x1=344, y1=511, lwd = 1, lty = "solid", col="#e85d41")
segments(x0=335,y0=519, x1=312, y1=537, lwd = 1, lty = "solid", col="#e85d41")
segments(x0=303,y0=544, x1=261, y1=584, lwd = 1, lty = "solid", col="#e85d41")
segments(x0=252,y0=590, x1=249, y1=592, lwd = 1, lty = "solid", col="#e85d41")
segments(x0=0,y0=592, x1=249, y1=592, lwd = 1, lty = "solid", col="#e85d41")

segments(x0=368,y0=497, x1=359, y1=506, lwd = 1, lty = "solid", col="#dfcfb2")
segments(x0=258,y0=595, x1=246, y1=606, lwd = 1, lty = "solid", col="#dfcfb2")
segments(x0=0,y0=606, x1=246, y1=606, lwd = 1, lty = "solid", col="#dfcfb2")

segments(x0=383,y0=492, x1=373, y1=501, lwd = 1, lty = "solid", col="#e85d41")
segments(x0=365,y0=508, x1=354, y1=519, lwd = 1, lty = "solid", col="#e85d41")
segments(x0=345,y0=527, x1=322, y1=546, lwd = 1, lty = "solid", col="#e85d41")
segments(x0=313,y0=553, x1=271, y1=593, lwd = 1, lty = "solid", col="#e85d41")
segments(x0=263,y0=599, x1=238, y1=619, lwd = 1, lty = "solid", col="#e85d41")
segments(x0=0,y0=619, x1=238, y1=619, lwd = 1, lty = "solid", col="#e85d41")

segments(x0=346,y0=650, x1=339, y1=664, lwd = 1, lty = "solid", col="#dfcfb2")
segments(x0=0,y0=664, x1=339, y1=664, lwd = 1, lty = "solid", col="#dfcfb2")

segments(x0=430,y0=489, x1=425, y1=500, lwd = 1, lty = "solid", col="#e85d41")
segments(x0=422,y0=510, x1=416, y1=525, lwd = 1, lty = "solid", col="#e85d41")
segments(x0=413,y0=535, x1=407, y1=549, lwd = 1, lty = "solid", col="#e85d41")
segments(x0=402,y0=559, x1=392, y1=585, lwd = 1, lty = "solid", col="#e85d41")
segments(x0=388,y0=595, x1=367, y1=646, lwd = 1, lty = "solid", col="#e85d41")
segments(x0=363,y0=656, x1=354, y1=677, lwd = 1, lty = "solid", col="#e85d41")
segments(x0=0,y0=677, x1=354, y1=677, lwd = 1, lty = "solid", col="#e85d41")

segments(x0=452,y0=482, x1=447, y1=506, lwd = 1, lty = "solid", col="#e85d41")
segments(x0=443,y0=516, x1=440, y1=531, lwd = 1, lty = "solid", col="#e85d41")
segments(x0=438,y0=542, x1=433, y1=556, lwd = 1, lty = "solid", col="#e85d41")
segments(x0=430,y0=567, x1=423, y1=594, lwd = 1, lty = "solid", col="#e85d41")
segments(x0=418,y0=604, x1=404, y1=656, lwd = 1, lty = "solid", col="#e85d41")
segments(x0=401,y0=667, x1=393, y1=705, lwd = 1, lty = "solid", col="#e85d41")
segments(x0=0,y0=705, x1=393, y1=705, lwd = 1, lty = "solid", col="#e85d41")

segments(x0=406,y0=492, x1=420, y1=463, lwd = 1, lty = "solid", col="#b6b1ad")

segments(x0=430,y0=489, x1=437, y1=472, lwd = 1, lty = "solid")

segments(x0=452,y0=482, x1=454, y1=477, lwd = 1, lty = "solid", col="#b6b1ad")

segments(x0=473,y0=479, x1=473, y1=677, lwd = 1, lty = "solid")

segments(x0=283,y0=504, x1=286, y1=502, lwd = 1, lty = "solid")
segments(x0=273,y0=509, x1=221, y1=537, lwd = 1, lty = "solid", col="#e85d41")
segments(x0=211,y0=541, x1=207, y1=543, lwd = 1, lty = "solid")

text(427, 138, "13,000-34,000 BCE", family="bold", cex = .75, srt=7, col = "black")
text(189, 424, "9,000 BCE", family="bold", cex = .75, srt=275, col = "black")
text(206, 441, "8,500 BCE", family="bold", cex = .75, srt=282, col = "black")
text(223, 448, "8,300 BCE", family="bold", cex = .75, srt=284, col = "black")
text(237, 447, "8,300 BCE", family="bold", cex = .75, srt=285, col = "black")
text(258, 469, "7,500 BCE", family="bold", cex = .75, srt=290, col = "black")
text(290, 500, "6,000 BCE", family="bold", cex = .75, srt=301, col = "black")
text(332, 527, "4,000 BCE", family="bold", cex = .75, srt=317, col = "black")
text(351, 525, "3,500 BCE", family="bold", cex = .75, srt=319, col = "black")
text(368, 520, "3,000 BCE", family="bold", cex = .75, srt=323, col = "black")
text(383, 514, "2,500 BCE", family="bold", cex = .75, srt=325, col = "black")
text(399, 509, "2,000 BCE", family="bold", cex = .75, srt=329, col = "black")
text(422, 505, "1,000 BCE", family="bold", cex = .75, srt=340, col = "black")
text(438, 496, "0 CE", family="bold", cex = .75, srt=348, col = "black")
text(462, 488, "1,000", family="bold", cex = .75, srt=355, col = "black")

text(240, 185, "15,000 BCE", family="skinny", cex = .7, srt=315, col = "black")
text(145, 350, "10,000 BCE", family="skinny", cex = .7, srt=350, col = "black")
text(185, 552, "5,000 BCE", family="skinny", cex = .7, srt=20, col = "black")
text(473, 464, "2022 CE", family="skinny", cex = .6, srt=90, col = "black")
text(473, 348, "20,000 BCE", family="skinny", cex = .6, srt=270, col = "black")
text(442, 463, "0 CE", family="skinny", cex = .6, srt=65, col = "black")

text(135, 390, "Sheep", family="bold", cex = .75, col = "black")
text(133, 398, "9,000 BCE", family="skinny", cex = .65, col = "black")

text(109, 412, "Goat", family="bold", cex = .75, col = "black")
text(138, 413, "8,500 BCE", family="skinny", cex = .65, col = "black")

text(98, 422.5, "Pig & Cow", family="bold", cex = .75, col = "black")
text(138, 422.5, "8,300 BCE", family="skinny", cex = .65, col = "black")

text(110, 456, "Cat", family="bold", cex = .75, col = "black")
text(138, 456, "7,500 BCE", family="skinny", cex = .65, col = "black")

text(140, 515, "Zebu (Humped Cow)", family="bold", cex = .75, col = "black")
text(163, 507, "6,000 BCE", family="skinny", cex = .65, col = "black")

text(150, 567, "Llama", family="bold", cex = .75, col = "black")
text(183, 567, "4,000 BCE", family="skinny", cex = .65, col = "black")

text(150, 579, "Horse", family="bold", cex = .75, col = "black")
text(183, 579, "3,500 BCE", family="skinny", cex = .65, col = "black")

text(150, 589, "Alpaca", family="bold", cex = .75, col = "black")
text(183, 589, "3,000 BCE", family="skinny", cex = .65, col = "black")

text(150, 602, "Bactrian Camel (two-humped)", family="bold", cex = .75, col = "black")
text(230, 602, "2,500 BCE", family="skinny", cex = .65, col = "black")

text(180, 615, "Chicken", family="bold", cex = .75, col = "black")
text(220, 615, "2,000 BCE", family="skinny", cex = .65, col = "black")

text(160, 659, "Arabian Camel (one-humped)", family="bold", cex = .75, col = "black")
text(240, 659, "1,000 BCE", family="skinny", cex = .65, col = "black")

text(205, 672, "Turkey", family="bold", cex = .75, col = "black")
text(250, 672, "0 CE", family="skinny", cex = .65, col = "black")

text(209, 700, "Duck", family="bold", cex = .75, col = "black")
text(244, 700, "1,000 CE", family="skinny", cex = .65, col = "black")

grid.raster(cat, .165, .505, height = .064)
grid.raster(humanpigsheepgoat, .09, .575, height = .11)
grid.raster(zebu, .1, .455, height = .075)
grid.raster(camels, .1, .358, height = .15)
grid.raster(turkey, .15, .27, height = .06)
grid.raster(duck, .25, .23, height = .04)

grid.raster(box, .7, .67, height = .2)
grid.raster(center, .9, .55, height = .11)


dev.off()

image_write(img, path = here::here("Original Plot Work", "Domestication of Animals", "6 Domestication of Animals.png"), format = "png")







img <- image_draw(original)

segments(x0=473,y0=325, x1=473, y1=125, lwd = 1, lty = "solid")

segments(x0=461,y0=325, x1=431, y1=142, lwd = 1, lty = "solid", col="#b6b1ad")

segments(x0=447,y0=327, x1=382, y1=152, lwd = 1, lty = "solid", col="#b6b1ad")

segments(x0=433,y0=332, x1=337, y1=168, lwd = 1, lty = "solid", col="#b6b1ad")

segments(x0=423,y0=339, x1=297, y1=191, lwd = 1, lty = "solid", col="#b6b1ad")

segments(x0=412,y0=346, x1=269, y1=213, lwd = 1, lty = "solid")
segments(x0=262,y0=205, x1=259, y1=202, lwd = 1, lty = "solid")

segments(x0=405,y0=354, x1=242, y1=238, lwd = 1, lty = "solid", col="#b6b1ad")

segments(x0=397,y0=362, x1=222, y1=264, lwd = 1, lty = "solid", col="#b6b1ad")

segments(x0=393,y0=371, x1=205, y1=294, lwd = 1, lty = "solid", col="#b6b1ad")

segments(x0=389,y0=381, x1=193, y1=325, lwd = 1, lty = "solid", col="#b6b1ad")

segments(x0=386,y0=392, x1=183, y1=360, lwd = 1, lty = "solid")
segments(x0=172,y0=357, x1=168, y1=356, lwd = 1, lty = "solid")

segments(x0=179,y0=402, x1=385, y1=402, lwd = 1, lty = "solid", col="#b6b1ad") #hori
segments(x0=193,y0=402, x1=179, y1=402, lwd = 1, lty = "solid", col="#e85d41")
segments(x0=168,y0=402, x1=164, y1=402, lwd = 1, lty = "solid", col="#e85d41")
segments(x0=0,y0=402, x1=164, y1=402, lwd = 1, lty = "solid", col="#e85d41")

segments(x0=387,y0=414, x1=239, y1=429, lwd = 1, lty = "solid", col="#b6b1ad")
segments(x0=208,y0=420, x1=179, y1=417, lwd = 1, lty = "solid", col="#e85d41")
segments(x0=168,y0=418, x1=163, y1=418, lwd = 1, lty = "solid", col="#e85d41")
segments(x0=0,y0=418, x1=163, y1=418, lwd = 1, lty = "solid", col="#e85d41")

segments(x0=389,y0=424, x1=260, y1=454, lwd = 1, lty = "solid", col="#b6b1ad")
segments(x0=237,y0=423, x1=181, y1=426, lwd = 1, lty = "solid", col="#e85d41")
segments(x0=169,y0=427, x1=164, y1=427, lwd = 1, lty = "solid", col="#e85d41")
segments(x0=0,y0=427, x1=164, y1=427, lwd = 1, lty = "solid", col="#e85d41")

segments(x0=283,y0=479, x1=392, y1=431, lwd = 1, lty = "solid", col="#b6b1ad")
segments(x0=243,y0=447, x1=256, y1=444, lwd = 1, lty = "solid", col="#359dbc")
segments(x0=171,y0=461, x1=189, y1=458, lwd = 1, lty = "solid", col="#359dbc")
segments(x0=0,y0=461, x1=171, y1=461, lwd = 1, lty = "solid", col="#359dbc")

segments(x0=296,y0=498, x1=397, y1=440, lwd = 1, lty = "solid")

segments(x0=322,y0=508, x1=401, y1=447, lwd = 1, lty = "solid", col="#b6b1ad")
segments(x0=283,y0=479, x1=272, y1=484, lwd = 1, lty = "solid", col="#e85d41")
segments(x0=206,y0=512, x1=261, y1=488, lwd = 1, lty = "solid", col="#e85d41")
segments(x0=197,y0=519, x1=194, y1=520, lwd = 1, lty = "solid", col="#e85d41")
segments(x0=0,y0=520, x1=194, y1=520, lwd = 1, lty = "solid", col="#e85d41")

segments(x0=353,y0=502, x1=406, y1=452, lwd = 1, lty = "solid", col="#b6b1ad")
segments(x0=322,y0=508, x1=300, y1=525, lwd = 1, lty = "solid", col="#e85d41")
segments(x0=290,y0=530, x1=243, y1=564, lwd = 1, lty = "solid", col="#e85d41")
segments(x0=232,y0=569, x1=227, y1=572, lwd = 1, lty = "solid", col="#e85d41")
segments(x0=0,y0=572, x1=227, y1=572, lwd = 1, lty = "solid", col="#e85d41")

segments(x0=383,y0=492, x1=411, y1=456, lwd = 1, lty = "solid", col="#b6b1ad")
segments(x0=337,y0=506, x1=327, y1=514, lwd = 1, lty = "solid", col="#dfcfb2")
segments(x0=243,y0=581, x1=240, y1=583, lwd = 1, lty = "solid", col="#dfcfb2")
segments(x0=0,y0=583, x1=240, y1=583, lwd = 1, lty = "solid", col="#dfcfb2")

segments(x0=353,y0=502, x1=344, y1=511, lwd = 1, lty = "solid", col="#e85d41")
segments(x0=335,y0=519, x1=312, y1=537, lwd = 1, lty = "solid", col="#e85d41")
segments(x0=303,y0=544, x1=261, y1=584, lwd = 1, lty = "solid", col="#e85d41")
segments(x0=252,y0=590, x1=249, y1=592, lwd = 1, lty = "solid", col="#e85d41")
segments(x0=0,y0=592, x1=249, y1=592, lwd = 1, lty = "solid", col="#e85d41")

segments(x0=368,y0=497, x1=359, y1=506, lwd = 1, lty = "solid", col="#dfcfb2")
segments(x0=258,y0=595, x1=246, y1=606, lwd = 1, lty = "solid", col="#dfcfb2")
segments(x0=0,y0=606, x1=246, y1=606, lwd = 1, lty = "solid", col="#dfcfb2")

segments(x0=383,y0=492, x1=373, y1=501, lwd = 1, lty = "solid", col="#e85d41")
segments(x0=365,y0=508, x1=354, y1=519, lwd = 1, lty = "solid", col="#e85d41")
segments(x0=345,y0=527, x1=322, y1=546, lwd = 1, lty = "solid", col="#e85d41")
segments(x0=313,y0=553, x1=271, y1=593, lwd = 1, lty = "solid", col="#e85d41")
segments(x0=263,y0=599, x1=238, y1=619, lwd = 1, lty = "solid", col="#e85d41")
segments(x0=0,y0=619, x1=238, y1=619, lwd = 1, lty = "solid", col="#e85d41")

segments(x0=346,y0=650, x1=339, y1=664, lwd = 1, lty = "solid", col="#dfcfb2")
segments(x0=0,y0=664, x1=339, y1=664, lwd = 1, lty = "solid", col="#dfcfb2")

segments(x0=430,y0=489, x1=425, y1=500, lwd = 1, lty = "solid", col="#e85d41")
segments(x0=422,y0=510, x1=416, y1=525, lwd = 1, lty = "solid", col="#e85d41")
segments(x0=413,y0=535, x1=407, y1=549, lwd = 1, lty = "solid", col="#e85d41")
segments(x0=402,y0=559, x1=392, y1=585, lwd = 1, lty = "solid", col="#e85d41")
segments(x0=388,y0=595, x1=367, y1=646, lwd = 1, lty = "solid", col="#e85d41")
segments(x0=363,y0=656, x1=354, y1=677, lwd = 1, lty = "solid", col="#e85d41")
segments(x0=0,y0=677, x1=354, y1=677, lwd = 1, lty = "solid", col="#e85d41")

segments(x0=452,y0=482, x1=447, y1=506, lwd = 1, lty = "solid", col="#e85d41")
segments(x0=443,y0=516, x1=440, y1=531, lwd = 1, lty = "solid", col="#e85d41")
segments(x0=438,y0=542, x1=433, y1=556, lwd = 1, lty = "solid", col="#e85d41")
segments(x0=430,y0=567, x1=423, y1=594, lwd = 1, lty = "solid", col="#e85d41")
segments(x0=418,y0=604, x1=404, y1=656, lwd = 1, lty = "solid", col="#e85d41")
segments(x0=401,y0=667, x1=393, y1=705, lwd = 1, lty = "solid", col="#e85d41")
segments(x0=0,y0=705, x1=393, y1=705, lwd = 1, lty = "solid", col="#e85d41")

segments(x0=406,y0=492, x1=420, y1=463, lwd = 1, lty = "solid", col="#b6b1ad")

segments(x0=430,y0=489, x1=437, y1=472, lwd = 1, lty = "solid")

segments(x0=452,y0=482, x1=454, y1=477, lwd = 1, lty = "solid", col="#b6b1ad")

segments(x0=473,y0=479, x1=473, y1=677, lwd = 1, lty = "solid")

segments(x0=283,y0=504, x1=286, y1=502, lwd = 1, lty = "solid")
segments(x0=273,y0=509, x1=221, y1=537, lwd = 1, lty = "solid", col="#e85d41")
segments(x0=211,y0=541, x1=207, y1=543, lwd = 1, lty = "solid")

text(427, 138, "13,000-34,000 BCE", family="bold", cex = .75, srt=7, col = "black")
text(189, 424, "9,000 BCE", family="bold", cex = .75, srt=275, col = "black")
text(206, 441, "8,500 BCE", family="bold", cex = .75, srt=282, col = "black")
text(223, 448, "8,300 BCE", family="bold", cex = .75, srt=284, col = "black")
text(237, 447, "8,300 BCE", family="bold", cex = .75, srt=285, col = "black")
text(258, 469, "7,500 BCE", family="bold", cex = .75, srt=290, col = "black")
text(290, 500, "6,000 BCE", family="bold", cex = .75, srt=301, col = "black")
text(332, 527, "4,000 BCE", family="bold", cex = .75, srt=317, col = "black")
text(351, 525, "3,500 BCE", family="bold", cex = .75, srt=319, col = "black")
text(368, 520, "3,000 BCE", family="bold", cex = .75, srt=323, col = "black")
text(383, 514, "2,500 BCE", family="bold", cex = .75, srt=325, col = "black")
text(399, 509, "2,000 BCE", family="bold", cex = .75, srt=329, col = "black")
text(422, 505, "1,000 BCE", family="bold", cex = .75, srt=340, col = "black")
text(438, 496, "0 CE", family="bold", cex = .75, srt=348, col = "black")
text(462, 488, "1,000", family="bold", cex = .75, srt=355, col = "black")

text(142, 140, "Humans have domesticated animals for materials,", family="titles", cex = .9, col = "black")
text(136, 150, "work, and companionship all around the world.", family="titles", cex = .9, col = "black")

text(107, 170, "When did each animal get domesticated?", family="titles", cex = .8, col = "black")
text(107, 180, "Though exact dating is tricky and ongoing, this", family="normal", cex = .75, col = "black")
text(108, 190, "timeline highlights the domestication period of", family="normal", cex = .75, col = "black")
text(106, 200, "some animals based on arcaeological findings.", family="normal", cex = .75, col = "black")

text(92, 220, "Domesticated animals fall into roughly", family="normal", cex = .75, col = "black")
text(92, 230, "three categories [though many animals", family="normal", cex = .75, col = "black")
text(55, 240, "fall under multiple]:", family="normal", cex = .75, col = "black")

text(240, 185, "15,000 BCE", family="skinny", cex = .7, srt=315, col = "black")
text(145, 350, "10,000 BCE", family="skinny", cex = .7, srt=350, col = "black")
text(185, 552, "5,000 BCE", family="skinny", cex = .7, srt=20, col = "black")
text(473, 464, "2022 CE", family="skinny", cex = .6, srt=90, col = "black")
text(473, 348, "20,000 BCE", family="skinny", cex = .6, srt=270, col = "black")
text(442, 463, "0 CE", family="skinny", cex = .6, srt=65, col = "black")

text(135, 390, "Sheep", family="bold", cex = .75, col = "black")
text(133, 398, "9,000 BCE", family="skinny", cex = .65, col = "black")

text(109, 412, "Goat", family="bold", cex = .75, col = "black")
text(138, 413, "8,500 BCE", family="skinny", cex = .65, col = "black")

text(98, 422.5, "Pig & Cow", family="bold", cex = .75, col = "black")
text(138, 422.5, "8,300 BCE", family="skinny", cex = .65, col = "black")

text(110, 456, "Cat", family="bold", cex = .75, col = "black")
text(138, 456, "7,500 BCE", family="skinny", cex = .65, col = "black")

text(140, 515, "Zebu (Humped Cow)", family="bold", cex = .75, col = "black")
text(163, 507, "6,000 BCE", family="skinny", cex = .65, col = "black")

text(150, 567, "Llama", family="bold", cex = .75, col = "black")
text(183, 567, "4,000 BCE", family="skinny", cex = .65, col = "black")

text(150, 579, "Horse", family="bold", cex = .75, col = "black")
text(183, 579, "3,500 BCE", family="skinny", cex = .65, col = "black")

text(150, 589, "Alpaca", family="bold", cex = .75, col = "black")
text(183, 589, "3,000 BCE", family="skinny", cex = .65, col = "black")

text(150, 602, "Bactrian Camel (two-humped)", family="bold", cex = .75, col = "black")
text(230, 602, "2,500 BCE", family="skinny", cex = .65, col = "black")

text(180, 615, "Chicken", family="bold", cex = .75, col = "black")
text(220, 615, "2,000 BCE", family="skinny", cex = .65, col = "black")

text(160, 659, "Arabian Camel (one-humped)", family="bold", cex = .75, col = "black")
text(240, 659, "1,000 BCE", family="skinny", cex = .65, col = "black")

text(205, 672, "Turkey", family="bold", cex = .75, col = "black")
text(250, 672, "0 CE", family="skinny", cex = .65, col = "black")

text(209, 700, "Duck", family="bold", cex = .75, col = "black")
text(244, 700, "1,000 CE", family="skinny", cex = .65, col = "black")

grid.raster(icons, .16, .67, height = .1)
grid.raster(cat, .165, .505, height = .064)
grid.raster(humanpigsheepgoat, .09, .575, height = .11)
grid.raster(zebu, .1, .455, height = .075)
grid.raster(camels, .1, .358, height = .15)
grid.raster(turkey, .15, .27, height = .06)
grid.raster(duck, .25, .23, height = .04)

grid.raster(box, .7, .67, height = .2)
grid.raster(center, .9, .55, height = .11)

dev.off()

image_write(img, path = here::here("Original Plot Work", "Domestication of Animals", "7 Domestication of Animals.png"), format = "png")





img <- image_draw(original)

segments(x0=473,y0=325, x1=473, y1=125, lwd = 1, lty = "solid")

segments(x0=461,y0=325, x1=431, y1=142, lwd = 1, lty = "solid", col="#b6b1ad")

segments(x0=447,y0=327, x1=382, y1=152, lwd = 1, lty = "solid", col="#b6b1ad")

segments(x0=433,y0=332, x1=337, y1=168, lwd = 1, lty = "solid", col="#b6b1ad")

segments(x0=423,y0=339, x1=297, y1=191, lwd = 1, lty = "solid", col="#b6b1ad")

segments(x0=412,y0=346, x1=269, y1=213, lwd = 1, lty = "solid")
segments(x0=262,y0=205, x1=259, y1=202, lwd = 1, lty = "solid")

segments(x0=405,y0=354, x1=242, y1=238, lwd = 1, lty = "solid", col="#b6b1ad")

segments(x0=397,y0=362, x1=222, y1=264, lwd = 1, lty = "solid", col="#b6b1ad")

segments(x0=393,y0=371, x1=205, y1=294, lwd = 1, lty = "solid", col="#b6b1ad")

segments(x0=389,y0=381, x1=193, y1=325, lwd = 1, lty = "solid", col="#b6b1ad")

segments(x0=386,y0=392, x1=183, y1=360, lwd = 1, lty = "solid")
segments(x0=172,y0=357, x1=168, y1=356, lwd = 1, lty = "solid")

segments(x0=179,y0=402, x1=385, y1=402, lwd = 1, lty = "solid", col="#b6b1ad") #hori
segments(x0=193,y0=402, x1=179, y1=402, lwd = 1, lty = "solid", col="#e85d41")
segments(x0=168,y0=402, x1=164, y1=402, lwd = 1, lty = "solid", col="#e85d41")
segments(x0=0,y0=402, x1=164, y1=402, lwd = 1, lty = "solid", col="#e85d41")

segments(x0=387,y0=414, x1=239, y1=429, lwd = 1, lty = "solid", col="#b6b1ad")
segments(x0=208,y0=420, x1=179, y1=417, lwd = 1, lty = "solid", col="#e85d41")
segments(x0=168,y0=418, x1=163, y1=418, lwd = 1, lty = "solid", col="#e85d41")
segments(x0=0,y0=418, x1=163, y1=418, lwd = 1, lty = "solid", col="#e85d41")

segments(x0=389,y0=424, x1=260, y1=454, lwd = 1, lty = "solid", col="#b6b1ad")
segments(x0=237,y0=423, x1=181, y1=426, lwd = 1, lty = "solid", col="#e85d41")
segments(x0=169,y0=427, x1=164, y1=427, lwd = 1, lty = "solid", col="#e85d41")
segments(x0=0,y0=427, x1=164, y1=427, lwd = 1, lty = "solid", col="#e85d41")

segments(x0=283,y0=479, x1=392, y1=431, lwd = 1, lty = "solid", col="#b6b1ad")
segments(x0=243,y0=447, x1=256, y1=444, lwd = 1, lty = "solid", col="#359dbc")
segments(x0=171,y0=461, x1=189, y1=458, lwd = 1, lty = "solid", col="#359dbc")
segments(x0=0,y0=461, x1=171, y1=461, lwd = 1, lty = "solid", col="#359dbc")

segments(x0=296,y0=498, x1=397, y1=440, lwd = 1, lty = "solid")

segments(x0=322,y0=508, x1=401, y1=447, lwd = 1, lty = "solid", col="#b6b1ad")
segments(x0=283,y0=479, x1=272, y1=484, lwd = 1, lty = "solid", col="#e85d41")
segments(x0=206,y0=512, x1=261, y1=488, lwd = 1, lty = "solid", col="#e85d41")
segments(x0=197,y0=519, x1=194, y1=520, lwd = 1, lty = "solid", col="#e85d41")
segments(x0=0,y0=520, x1=194, y1=520, lwd = 1, lty = "solid", col="#e85d41")

segments(x0=353,y0=502, x1=406, y1=452, lwd = 1, lty = "solid", col="#b6b1ad")
segments(x0=322,y0=508, x1=300, y1=525, lwd = 1, lty = "solid", col="#e85d41")
segments(x0=290,y0=530, x1=243, y1=564, lwd = 1, lty = "solid", col="#e85d41")
segments(x0=232,y0=569, x1=227, y1=572, lwd = 1, lty = "solid", col="#e85d41")
segments(x0=0,y0=572, x1=227, y1=572, lwd = 1, lty = "solid", col="#e85d41")

segments(x0=383,y0=492, x1=411, y1=456, lwd = 1, lty = "solid", col="#b6b1ad")
segments(x0=337,y0=506, x1=327, y1=514, lwd = 1, lty = "solid", col="#dfcfb2")
segments(x0=243,y0=581, x1=240, y1=583, lwd = 1, lty = "solid", col="#dfcfb2")
segments(x0=0,y0=583, x1=240, y1=583, lwd = 1, lty = "solid", col="#dfcfb2")

segments(x0=353,y0=502, x1=344, y1=511, lwd = 1, lty = "solid", col="#e85d41")
segments(x0=335,y0=519, x1=312, y1=537, lwd = 1, lty = "solid", col="#e85d41")
segments(x0=303,y0=544, x1=261, y1=584, lwd = 1, lty = "solid", col="#e85d41")
segments(x0=252,y0=590, x1=249, y1=592, lwd = 1, lty = "solid", col="#e85d41")
segments(x0=0,y0=592, x1=249, y1=592, lwd = 1, lty = "solid", col="#e85d41")

segments(x0=368,y0=497, x1=359, y1=506, lwd = 1, lty = "solid", col="#dfcfb2")
segments(x0=258,y0=595, x1=246, y1=606, lwd = 1, lty = "solid", col="#dfcfb2")
segments(x0=0,y0=606, x1=246, y1=606, lwd = 1, lty = "solid", col="#dfcfb2")

segments(x0=383,y0=492, x1=373, y1=501, lwd = 1, lty = "solid", col="#e85d41")
segments(x0=365,y0=508, x1=354, y1=519, lwd = 1, lty = "solid", col="#e85d41")
segments(x0=345,y0=527, x1=322, y1=546, lwd = 1, lty = "solid", col="#e85d41")
segments(x0=313,y0=553, x1=271, y1=593, lwd = 1, lty = "solid", col="#e85d41")
segments(x0=263,y0=599, x1=238, y1=619, lwd = 1, lty = "solid", col="#e85d41")
segments(x0=0,y0=619, x1=238, y1=619, lwd = 1, lty = "solid", col="#e85d41")

segments(x0=346,y0=650, x1=339, y1=664, lwd = 1, lty = "solid", col="#dfcfb2")
segments(x0=0,y0=664, x1=339, y1=664, lwd = 1, lty = "solid", col="#dfcfb2")

segments(x0=430,y0=489, x1=425, y1=500, lwd = 1, lty = "solid", col="#e85d41")
segments(x0=422,y0=510, x1=416, y1=525, lwd = 1, lty = "solid", col="#e85d41")
segments(x0=413,y0=535, x1=407, y1=549, lwd = 1, lty = "solid", col="#e85d41")
segments(x0=402,y0=559, x1=392, y1=585, lwd = 1, lty = "solid", col="#e85d41")
segments(x0=388,y0=595, x1=367, y1=646, lwd = 1, lty = "solid", col="#e85d41")
segments(x0=363,y0=656, x1=354, y1=677, lwd = 1, lty = "solid", col="#e85d41")
segments(x0=0,y0=677, x1=354, y1=677, lwd = 1, lty = "solid", col="#e85d41")

segments(x0=452,y0=482, x1=447, y1=506, lwd = 1, lty = "solid", col="#e85d41")
segments(x0=443,y0=516, x1=440, y1=531, lwd = 1, lty = "solid", col="#e85d41")
segments(x0=438,y0=542, x1=433, y1=556, lwd = 1, lty = "solid", col="#e85d41")
segments(x0=430,y0=567, x1=423, y1=594, lwd = 1, lty = "solid", col="#e85d41")
segments(x0=418,y0=604, x1=404, y1=656, lwd = 1, lty = "solid", col="#e85d41")
segments(x0=401,y0=667, x1=393, y1=705, lwd = 1, lty = "solid", col="#e85d41")
segments(x0=0,y0=705, x1=393, y1=705, lwd = 1, lty = "solid", col="#e85d41")

segments(x0=406,y0=492, x1=420, y1=463, lwd = 1, lty = "solid", col="#b6b1ad")

segments(x0=430,y0=489, x1=437, y1=472, lwd = 1, lty = "solid")

segments(x0=452,y0=482, x1=454, y1=477, lwd = 1, lty = "solid", col="#b6b1ad")

segments(x0=473,y0=479, x1=473, y1=677, lwd = 1, lty = "solid")

segments(x0=283,y0=504, x1=286, y1=502, lwd = 1, lty = "solid")
segments(x0=273,y0=509, x1=221, y1=537, lwd = 1, lty = "solid", col="#e85d41")
segments(x0=211,y0=541, x1=207, y1=543, lwd = 1, lty = "solid")

text(427, 138, "13,000-34,000 BCE", family="bold", cex = .75, srt=7, col = "black")
text(189, 424, "9,000 BCE", family="bold", cex = .75, srt=275, col = "black")
text(206, 441, "8,500 BCE", family="bold", cex = .75, srt=282, col = "black")
text(223, 448, "8,300 BCE", family="bold", cex = .75, srt=284, col = "black")
text(237, 447, "8,300 BCE", family="bold", cex = .75, srt=285, col = "black")
text(258, 469, "7,500 BCE", family="bold", cex = .75, srt=290, col = "black")
text(290, 500, "6,000 BCE", family="bold", cex = .75, srt=301, col = "black")
text(332, 527, "4,000 BCE", family="bold", cex = .75, srt=317, col = "black")
text(351, 525, "3,500 BCE", family="bold", cex = .75, srt=319, col = "black")
text(368, 520, "3,000 BCE", family="bold", cex = .75, srt=323, col = "black")
text(383, 514, "2,500 BCE", family="bold", cex = .75, srt=325, col = "black")
text(399, 509, "2,000 BCE", family="bold", cex = .75, srt=329, col = "black")
text(422, 505, "1,000 BCE", family="bold", cex = .75, srt=340, col = "black")
text(438, 496, "0 CE", family="bold", cex = .75, srt=348, col = "black")
text(462, 488, "1,000", family="bold", cex = .75, srt=355, col = "black")

text(142, 140, "Humans have domesticated animals for materials,", family="titles", cex = .9, col = "black")
text(136, 150, "work, and companionship all around the world.", family="titles", cex = .9, col = "black")

text(107, 170, "When did each animal get domesticated?", family="titles", cex = .8, col = "black")
text(107, 180, "Though exact dating is tricky and ongoing, this", family="normal", cex = .75, col = "black")
text(108, 190, "timeline highlights the domestication period of", family="normal", cex = .75, col = "black")
text(106, 200, "some animals based on arcaeological findings.", family="normal", cex = .75, col = "black")

text(92, 220, "Domesticated animals fall into roughly", family="normal", cex = .75, col = "black")
text(92, 230, "three categories [though many animals", family="normal", cex = .75, col = "black")
text(55, 240, "fall under multiple]:", family="normal", cex = .75, col = "black")

text(240, 185, "15,000 BCE", family="skinny", cex = .7, srt=315, col = "black")
text(145, 350, "10,000 BCE", family="skinny", cex = .7, srt=350, col = "black")
text(185, 552, "5,000 BCE", family="skinny", cex = .7, srt=20, col = "black")
text(473, 464, "2022 CE", family="skinny", cex = .6, srt=90, col = "black")
text(473, 348, "20,000 BCE", family="skinny", cex = .6, srt=270, col = "black")
text(442, 463, "0 CE", family="skinny", cex = .6, srt=65, col = "black")


text(135, 390, "Sheep", family="bold", cex = .75, col = "black")
text(133, 398, "9,000 BCE", family="skinny", cex = .65, col = "black")

text(109, 412, "Goat", family="bold", cex = .75, col = "black")
text(138, 413, "8,500 BCE", family="skinny", cex = .65, col = "black")

text(98, 422.5, "Pig & Cow", family="bold", cex = .75, col = "black")
text(138, 422.5, "8,300 BCE", family="skinny", cex = .65, col = "black")

text(110, 456, "Cat", family="bold", cex = .75, col = "black")
text(138, 456, "7,500 BCE", family="skinny", cex = .65, col = "black")

text(140, 515, "Zebu (Humped Cow)", family="bold", cex = .75, col = "black")
text(163, 507, "6,000 BCE", family="skinny", cex = .65, col = "black")

text(150, 567, "Llama", family="bold", cex = .75, col = "black")
text(183, 567, "4,000 BCE", family="skinny", cex = .65, col = "black")

text(150, 579, "Horse", family="bold", cex = .75, col = "black")
text(183, 579, "3,500 BCE", family="skinny", cex = .65, col = "black")

text(150, 589, "Alpaca", family="bold", cex = .75, col = "black")
text(183, 589, "3,000 BCE", family="skinny", cex = .65, col = "black")

text(150, 602, "Bactrian Camel (two-humped)", family="bold", cex = .75, col = "black")
text(230, 602, "2,500 BCE", family="skinny", cex = .65, col = "black")

text(180, 615, "Chicken", family="bold", cex = .75, col = "black")
text(220, 615, "2,000 BCE", family="skinny", cex = .65, col = "black")

text(160, 659, "Arabian Camel (one-humped)", family="bold", cex = .75, col = "black")
text(240, 659, "1,000 BCE", family="skinny", cex = .65, col = "black")

text(205, 672, "Turkey", family="bold", cex = .75, col = "black")
text(250, 672, "0 CE", family="skinny", cex = .65, col = "black")

text(209, 700, "Duck", family="bold", cex = .75, col = "black")
text(244, 700, "1,000 CE", family="skinny", cex = .65, col = "black")

text(81, 755, "Though this timeline uses", family="skinny", cex = .6, col = "black")
text(85, 762, "archaeological findings as a", family="skinny", cex = .6, col = "black")
text(87, 769, "base, genomic sequencing is", family="skinny", cex = .6, col = "black")
text(82, 776, "also used to narrow down", family="skinny", cex = .6, col = "black")
text(89, 783, "domestication event timelines.", family="skinny", cex = .6, col = "black")

text(84, 800, "Domestication is still being", family="skinny", cex = .6, col = "black")
text(75, 807, "researched, with new", family="skinny", cex = .6, col = "black")
text(86, 814, "archaeological and genomic", family="skinny", cex = .6, col = "black")
text(77, 821, "discoveries constantly", family="skinny", cex = .6, col = "black")
text(74, 828, "shaking up timelines.", family="skinny", cex = .6, col = "black")

text(230, 755, "Many other animals have been", family="skinny", cex = .6, col = "black")
text(235, 763, "domesticated that aren't included", family="skinny", cex = .6, col = "black")
text(234, 773, "in this timeline, such as donkeys,", family="skinny", cex = .6, col = "black")
text(224, 781, "pigeons, rats, and goldfish.", family="skinny", cex = .6, col = "black")

text(370, 755, "Domesticated timeline", family="skinny", cex = .6, col = "black")
text(380, 763, "estimates vary by thousands", family="skinny", cex = .6, col = "black")
text(380, 771, "of years. The domestic duck,", family="skinny", cex = .6, col = "black")
text(382, 778, "for example, is also thought to", family="skinny", cex = .6, col = "black")
text(383, 785, "have been domesticated more", family="skinny", cex = .6, col = "black")
text(382, 793, "than 4,000 years ago from the", family="skinny", cex = .6, col = "black")
text(376, 801, "mallard in Southeast Asia.", family="skinny", cex = .6, col = "black")

grid.raster(icons, .16, .67, height = .1)
grid.raster(cat, .165, .505, height = .064)
grid.raster(humanpigsheepgoat, .09, .575, height = .11)
grid.raster(zebu, .1, .455, height = .075)
grid.raster(camels, .1, .358, height = .15)
grid.raster(turkey, .15, .27, height = .06)
grid.raster(duck, .25, .23, height = .04)

grid.raster(dna, .11, .19, height = .05)
grid.raster(dogpaw, .4, .19, height = .05)
grid.raster(rduck, .7, .19, height = .05)



grid.raster(donkey, .495, .085, height = .075)
grid.raster(ducks, .69, .075, height = .04)
grid.raster(villagerduck, .95, .105, height = .1)

segments(x0=8,y0=850, x1=490, y1=850, lwd = 1, lty = "solid", col="#b6b1ad")

grid.raster(box, .7, .67, height = .2)
grid.raster(center, .9, .55, height = .11)
grid.raster(bottomrib, .5, .025, height = .05)
grid.raster(source, .89, .23, height = .015)

dev.off()

image_write(img, path = here::here("Original Plot Work", "Domestication of Animals", "8 Domestication of Animals.png"), format = "png")
